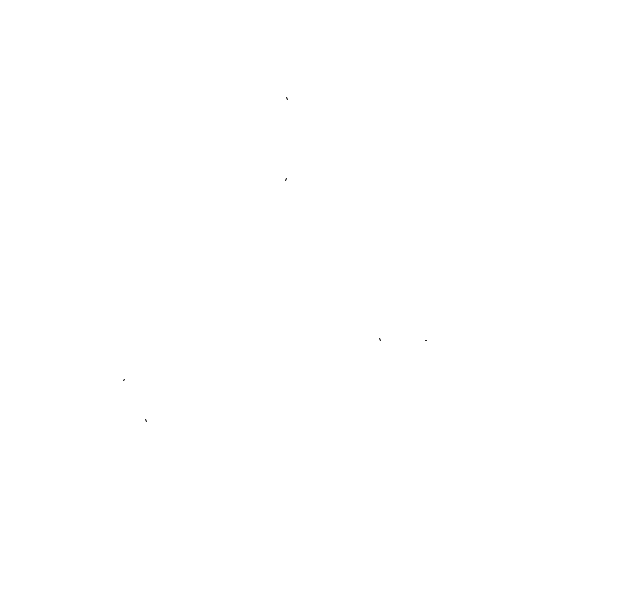
Frame 1 (no input)
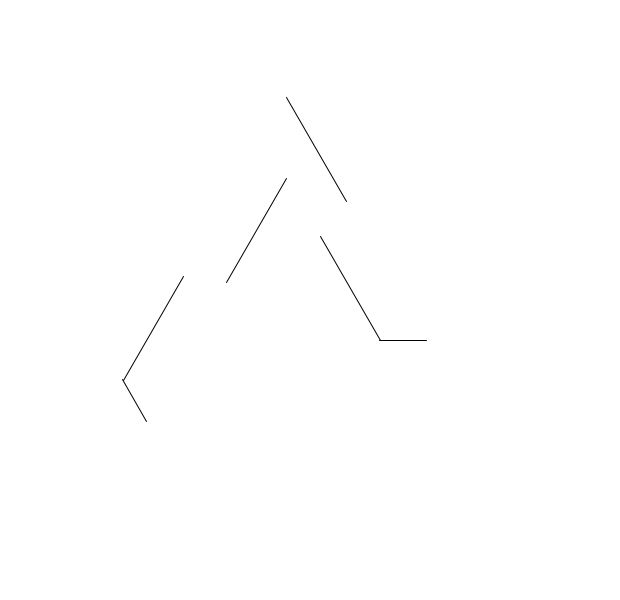
Frame 60 (the mouse pressed at the canvas centre just before this capture)
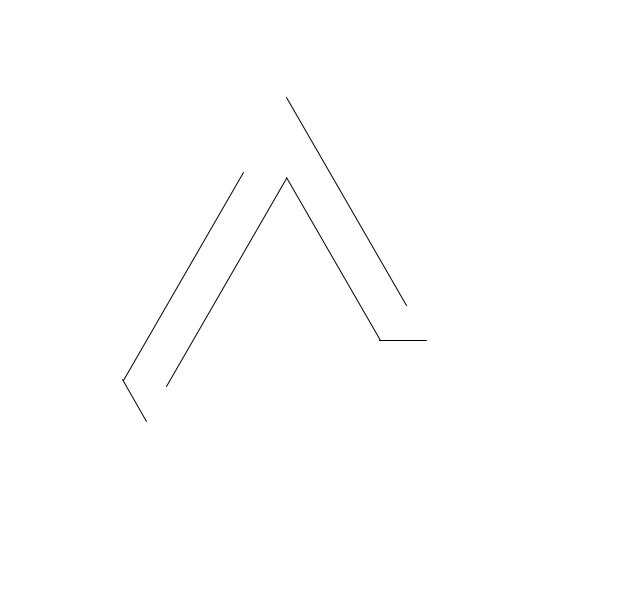
Frame 120 (the mouse held since frame 60 and released just before this capture)

The Processing sketch that drew these frames (run headless with seeded random() and noise(); from frame 60 on, the mouse is pressed at the canvas centre):

// Processing sketch: final_Perspective_complete
// ── final_Perspective_complete.pde
firstScene scene001;
thirdScene scene003;
fourthScene scene004;
fifthScene scene005;
sixthScene scene006;
seventhScene scene007;
eighthSceneA scene008A;
eighthSceneB scene008B;
ninthScene scene009;
//matrix Matrix;
matrixx Matrixx;

//position parameter
float x;
float y;
//size parameter
float a;
float me;
//points for 1-4th scenes
PVector aa,bb,cc,dd,ee,ff,a1,a2,a3,a4,a5,a6;

float fadeOut;


void setup(){
  size(620,600);
  scene001 = new firstScene();
  scene003 = new thirdScene();
  scene004 = new fourthScene();
  scene005 = new fifthScene();
  scene006 = new sixthScene();
  scene007 = new seventhScene();
  scene008A = new eighthSceneA();
  scene008B = new eighthSceneB();
  scene009 = new ninthScene();
  //Matrix = new matrix();
  Matrixx = new matrixx();
  //
  fadeOut = 255;
}

void draw(){
  smooth();
  background(255);
  switchSystem();
  //scene007.update();
  //scene007.movement();
  //scene008B.update();
  //scene008B.cutLine();
  //scene009.update();
  //scene003.update();
  //scene003.cutLine();
  println(millis());
}

void switchSystem(){
  //credit to the Github collaboration with Marco & Kate & Kim for the game system
  if (millis()<7000){
    scene001.update();
  }
  else if(millis()>7000 && millis()<8000){
    scene003.update();
    scene003.cutLine();
  }else if (millis()>8000 && millis()<9900){
    scene004.update();
  }else if (millis()<17000 && millis()>9900){
    scene005.update();
  }else if (millis()>17000 && millis()<26000){
    scene006.update();
  }else if (millis()>26000 && millis()<27300){
    Matrixx.update(fadeOut);
    if(fadeOut>0){ fadeOut-=5;}
    println(fadeOut);
    scene007.update();
  }else if (millis()>26500 && millis()<30000){
    scene007.update();
    scene007.movement();
  }else if(millis()>30000 && millis()<31000){
    scene008B.update();
    scene008B.cutLine();
  }else if(millis()>31000 && millis()<38000){
    scene009.update();
  }
  
  
  
}

// ── A_firstScene.pde
class firstScene{
//line movement
float angle1;
float angle2;
float Angle1;
float Angle2;
//scene shifts
boolean scene1;
//line movement
float vel1;
float vel2;
float vel3;
float vel4;
float vel5;


  firstScene(){
  //positions
  x = width/2-2*a/3;
  y = height/2;
  //size
  a = 70;
  me = a/sqrt(3);
  
  vel1 = 0;
  vel2 = 0;
  vel3 = 0;
  vel4 = 0;
  vel5 = 0;
  
  
  //penrose triangle
  aa = new PVector(-a*8/3, a/sqrt(3)+me);
  dd = new PVector(a*8/3, a/sqrt(3)+me);
  ff = new PVector(-a*7/3, 2*a/sqrt(3)+me);
  ee = new PVector(a*7/3, 2*a/sqrt(3)+me);
  bb = new PVector(-a/3, -2*a*sqrt(3)+me);
  cc = new PVector(a/3, -2*a*sqrt(3)+me);
  a1 = new PVector(-a/3, -(4*a/sqrt(3))+me);
  a2 = new PVector(0, -sqrt(3)*a+me);
  a3 = new PVector(5*a/3, 0+me);
  a4 = new PVector(a, 0+me);
  a5 = new PVector(-4*a/3, a/sqrt(3)+me);
  a6 = new PVector(-a,0+me);
  
  //line movement2
  angle1 = 0;
  angle2 = 0;
  }
  
  void update(){
    
    if(vel1<a*7/3){
    linemovement1();
  }else{
    linemovement2();
    movementControl2();
  }
 }

void basicShape(){
  //
  pushMatrix();
  translate(x,y);
  beginShape();
  vertex(aa.x, aa.y);
  vertex(bb.x, bb.y);
  vertex(a3.x, a3.y);
  vertex(a4.x, a4.y);
  vertex(a1.x, a1.y);
  vertex(ff.x, ff.y);
  vertex(aa.x, aa.y);
  endShape();
  popMatrix();
  
  //
  pushMatrix();
  translate(x,y);
  beginShape();
  vertex(cc.x, cc.y);
  vertex(dd.x, dd.y);
  vertex(a5.x, a5.y);
  vertex(a6.x, a6.y);
  vertex(a3.x, a3.y);
  vertex(bb.x, bb.y);
  vertex(cc.x, cc.y);
  endShape();
  popMatrix();
  
  //
  pushMatrix();
  translate(x,y);
  beginShape();
  vertex(ee.x, ee.y);
  vertex(ff.x, ff.y);
  vertex(a1.x, a1.y);
  vertex(a2.x, a2.y);
  vertex(a5.x, a5.y);
  vertex(dd.x, dd.y);
  vertex(ee.x, ee.y);
  endShape();
  popMatrix();
}

void movementControl2(){
  if(angle1<100){
  angle1++;
  }
  if(angle2<200){
  angle2++;
  }
  Angle1 = map(angle1, 0, 300, 0, TWO_PI);
  Angle2 = map(angle2, 0, 300, 0, TWO_PI);
  println(angle1,"|",angle2);
}

void linemovement1(){
  stroke(0);
  
  //line1(aa to bb) length: a*7/3
  if(vel1<a*7/3){ vel1++; }
  else{}
  pushMatrix();
  translate(x,y);
  translate(aa.x, aa.y);
  beginShape();
  line(0,0, vel1, -vel1*sqrt(3));
  endShape();
  popMatrix();
  
  //line2(bb to a3);line3(ff to a4) length: a*5/3
  if(vel2<a*2){ vel2++; }
  else{}
  pushMatrix();
  translate(x,y);
  translate(bb.x, bb.y);
  beginShape();
  line(0,0, vel2, vel2*sqrt(3));
  line((a1.x-bb.x),(a1.y-bb.y),(a1.x-bb.x)-vel2,(a1.y-bb.y)+vel2*sqrt(3));
  endShape();
  popMatrix();
  
  //line4(a4 to a1) length: a*4/3
  if(vel3<a*4/3){ vel3++; }
  else{}
  pushMatrix();
  translate(x,y);
  translate(a4.x, a4.y);
  beginShape();
  line(0,0, -vel3, -vel3*sqrt(3));
  endShape();
  popMatrix();
  
  //line5(a3 to a4) length: a*2/3;
  if(vel4<a*2/3){ vel4++; }
  else{}
  pushMatrix();
  translate(x,y);
  beginShape();
  line(a3.x,a3.y, a3.x-vel4,a3.y);
  endShape();
  popMatrix();
  
  //line6(ff to aa) length:
  if(vel5<a/3){ vel5++;}
  else{}
  pushMatrix();
  translate(x,y);
  beginShape();
  line(ff.x,ff.y, (ff.x-vel5),(ff.y-vel5*sqrt(3)));
  endShape();
  popMatrix();
}

void linemovement2(){
  //part1
  stroke(0);
  pushMatrix();
  translate(x,y);
  beginShape();
  vertex(aa.x, aa.y);
  vertex(bb.x, bb.y);
  vertex(a3.x, a3.y);
  vertex(a4.x, a4.y);
  vertex(a1.x, a1.y);
  vertex(ff.x, ff.y);
  vertex(aa.x, aa.y);
  endShape();
  popMatrix();
  
  //part2
  stroke(0);
  pushMatrix();
  translate(x,y);
  rotate(Angle1);
  beginShape();
  vertex(aa.x, aa.y);
  vertex(bb.x, bb.y);
  vertex(a3.x, a3.y);
  vertex(a4.x, a4.y);
  vertex(a1.x, a1.y);
  vertex(ff.x, ff.y);
  vertex(aa.x, aa.y);
  endShape();
  popMatrix();
  
  //part3
  stroke(0);
  pushMatrix();
  translate(x,y);
  rotate(Angle2);
  beginShape();
  vertex(aa.x, aa.y);
  vertex(bb.x, bb.y);
  vertex(a3.x, a3.y);
  vertex(a4.x, a4.y);
  vertex(a1.x, a1.y);
  vertex(ff.x, ff.y);
  vertex(aa.x, aa.y);
  endShape();
  popMatrix();
}


}

// ── C_thirdScene.pde


class thirdScene{
  float var1 = 0;
  PVector var2 = new PVector(0,0);
  thirdScene(){
  //positions
  x = width/2-2*a/3;
  y = height/2;
  //size
  a = 70;
  me = a/sqrt(3);
  
  //penrose triangle
  aa = new PVector(-a*8/3, a/sqrt(3)+me);
  dd = new PVector(a*8/3, a/sqrt(3)+me);
  ff = new PVector(-a*7/3, 2*a/sqrt(3)+me);
  ee = new PVector(a*7/3, 2*a/sqrt(3)+me);
  bb = new PVector(-a/3, -2*a*sqrt(3)+me);
  cc = new PVector(a/3, -2*a*sqrt(3)+me);
  a1 = new PVector(-a/3, -(4*a/sqrt(3))+me);
  a2 = new PVector(0, -sqrt(3)*a+me);
  a3 = new PVector(5*a/3, 0+me);
  a4 = new PVector(a, 0+me);
  a5 = new PVector(-4*a/3, a/sqrt(3)+me);
  a6 = new PVector(-a,0+me);
  }
  void update(){
    
  //basic shape
  fill(255);
  basicShape1();
  basicShape2();
  basicShape3();
  }
  
  void cutLine(){
    if (var1 <= a*2/3){
      var1 +=0.03*a*2/3;
    }
    if (var2.x < a/3){
      var2.x+=0.03*a/3;
    }
    if (var2.y < a/sqrt(3)){
      var2.y+=0.03*a/sqrt(3);
    }
  //on part 2
  pushMatrix();
  translate(x,y);
  beginShape();
  line(bb.x + a/3, bb.y + a*sqrt(3)/3,bb.x + a/3 + var1, bb.y +a*sqrt(3)/3);
  line(bb.x + 2*a/3, bb.y + 2*a*sqrt(3)/3,bb.x + 2*a/3 + var1, bb.y +2*a*sqrt(3)/3);
  line(bb.x + 3*a/3, bb.y + 3*a*sqrt(3)/3,bb.x + 3*a/3 + var1, bb.y +3*a*sqrt(3)/3);
  line(bb.x + 4*a/3, bb.y + 4*a*sqrt(3)/3,bb.x + 4*a/3 + var1, bb.y +4*a*sqrt(3)/3);
  line(bb.x + 5*a/3, bb.y + 5*a*sqrt(3)/3,bb.x + 5*a/3 + var1, bb.y +5*a*sqrt(3)/3);
  line(bb.x + 6*a/3, bb.y + 6*a*sqrt(3)/3,bb.x + 6*a/3 + var1, bb.y +6*a*sqrt(3)/3);
  endShape();
  popMatrix();
  
  pushMatrix();
  translate(x,y);
  beginShape();
  line(a3.x, a3.y,a3.x+var2.x,a3.y+var2.y);
  line(a3.x-2*a/3, a3.y,a3.x+var2.x-2*a/3,a3.y+var2.y);
  line(a3.x-4*a/3, a3.y,a3.x+var2.x-4*a/3,a3.y+var2.y);
  line(a3.x-6*a/3, a3.y,a3.x+var2.x-6*a/3,a3.y+var2.y);
  line(a3.x-8*a/3, a3.y,a3.x+var2.x-8*a/3,a3.y+var2.y);
  endShape();
  popMatrix();
  
  //on part 3
  pushMatrix();
  translate(x,y);
  beginShape();
  line(dd.x-2*a/3, dd.y, dd.x-2*a/3-var2.x, dd.y+var2.y);
  line(dd.x-4*a/3, dd.y, dd.x-4*a/3-var2.x, dd.y+var2.y);
  line(dd.x-6*a/3, dd.y, dd.x-6*a/3-var2.x, dd.y+var2.y);
  line(dd.x-8*a/3, dd.y, dd.x-8*a/3-var2.x, dd.y+var2.y);
  line(dd.x-10*a/3, dd.y, dd.x-10*a/3-var2.x, dd.y+var2.y);
  line(dd.x-12*a/3, dd.y, dd.x-12*a/3-var2.x, dd.y+var2.y);
  endShape();
  popMatrix();
  
  pushMatrix();
  translate(x,y);
  beginShape();
  line(a2.x, a2.y, a2.x - var1, a2.y);
  line(a2.x-a/3, a2.y+a/sqrt(3), a2.x - var1-a/3, a2.y+a/sqrt(3));
  line(a2.x-2*a/3, a2.y+2*a/sqrt(3), a2.x - var1-2*a/3, a2.y+2*a/sqrt(3));
  line(a2.x-3*a/3, a2.y+3*a/sqrt(3), a2.x - var1-3*a/3, a2.y+3*a/sqrt(3));
  line(a2.x-4*a/3, a2.y+4*a/sqrt(3), a2.x - var1-4*a/3, a2.y+4*a/sqrt(3));
  line(a2.x-5*a/3, a2.y+5*a/sqrt(3), a2.x - var1-5*a/3, a2.y+5*a/sqrt(3));
  endShape();
  popMatrix();
  
  //on part 1
  pushMatrix();
  translate(x,y);
  beginShape();
  line(a1.x, a1.y, a1.x-var2.x, a1.y-var2.y);
  line(a1.x-a/3, a1.y+a/sqrt(3), a1.x-var2.x-a/3, a1.y-var2.y+a/sqrt(3));
  line(a1.x-2*a/3, a1.y+2*a/sqrt(3), a1.x-var2.x-2*a/3, a1.y-var2.y+2*a/sqrt(3));
  line(a1.x-3*a/3, a1.y+3*a/sqrt(3), a1.x-var2.x-3*a/3, a1.y-var2.y+3*a/sqrt(3));
  line(a1.x-4*a/3, a1.y+4*a/sqrt(3), a1.x-var2.x-4*a/3, a1.y-var2.y+4*a/sqrt(3));
  line(a1.x-5*a/3, a1.y+5*a/sqrt(3), a1.x-var2.x-5*a/3, a1.y-var2.y+5*a/sqrt(3));
  endShape();
  popMatrix();
  
  pushMatrix();
  translate(x,y);
  beginShape();
  line(a1.x, a1.y, a1.x+var2.x, a1.y-var2.y);
  line(a1.x+a/3, a1.y+a/sqrt(3), a1.x+var2.x+a/3, a1.y-var2.y+a/sqrt(3));
  line(a1.x+2*a/3, a1.y+2*a/sqrt(3), a1.x+var2.x+2*a/3, a1.y-var2.y+2*a/sqrt(3));
  line(a1.x+3*a/3, a1.y+3*a/sqrt(3), a1.x+var2.x+3*a/3, a1.y-var2.y+3*a/sqrt(3));
  line(a1.x+4*a/3, a1.y+4*a/sqrt(3), a1.x+var2.x+4*a/3, a1.y-var2.y+4*a/sqrt(3));
  endShape();
  popMatrix();
  }
  
}
//blue one
void basicShape1(){
  noFill();
  stroke(0);
  //part1
  //fill(#0017FF);
  pushMatrix();
  translate(x,y);
  beginShape();
  vertex(aa.x, aa.y);
  vertex(bb.x, bb.y);
  vertex(a3.x, a3.y);
  vertex(a4.x, a4.y);
  vertex(a1.x, a1.y);
  vertex(ff.x, ff.y);
  vertex(aa.x, aa.y);
  endShape();
  popMatrix();
}

//red one
void basicShape2(){
  //part2
  //fill(#FF0000);
  noFill();
  pushMatrix();
  translate(x,y);
  beginShape();
  vertex(cc.x, cc.y);
  vertex(dd.x, dd.y);
  vertex(a5.x, a5.y);
  vertex(a6.x, a6.y);
  vertex(a3.x, a3.y);
  vertex(bb.x, bb.y);
  vertex(cc.x, cc.y);
  endShape();
  popMatrix();
}

//yellow one
void basicShape3(){
  //part3
  //fill(#FFF700);
  noFill();
  pushMatrix();
  translate(x,y);
  beginShape();
  vertex(ee.x, ee.y);
  vertex(ff.x, ff.y);
  vertex(a1.x, a1.y);
  vertex(a2.x, a2.y);
  vertex(a5.x, a5.y);
  vertex(dd.x, dd.y);
  vertex(ee.x, ee.y);
  endShape();
  popMatrix();
}

// ── D_fourthScene.pde
class fourthScene{
  
//slide1
PVector aaa1;
PVector aaa2;
PVector aaa3;
PVector aaa4;
PVector aaa5;
PVector aaa6;

//slide2
PVector aaa01;
PVector aaa02;
PVector aaa03;
PVector aaa04;
PVector aaa05;
PVector aaa06;

//slide3
PVector aaa001;
PVector aaa002;
PVector aaa003;
PVector aaa004;
PVector aaa005;
PVector aaa006;

//MOVEMENT
float speed;
float b;
PVector top;
PVector leftBottom;
PVector sideLength;
PVector rightBottom;
float bottomLength;




  fourthScene(){
  //positions
  x = width/2-2*a/3;
  y = height/2;
  //size
  a = 70;
  me = a/sqrt(3);
  
  //1st slide of boxes
  aaa1 = new PVector(-a*8/3, a/sqrt(3)+me);
  aaa2 = new PVector(-a*8/3+a/3, a/sqrt(3)+me-a/sqrt(3));
  aaa3 = new PVector(-a*8/3+2*a/3, a/sqrt(3)+me-2*a/sqrt(3));
  aaa4 = new PVector(-a*8/3+3*a/3, a/sqrt(3)+me-3*a/sqrt(3));
  aaa5 = new PVector(-a*8/3+4*a/3, a/sqrt(3)+me-4*a/sqrt(3));
  aaa6 = new PVector(-a*8/3+5*a/3, a/sqrt(3)+me-5*a/sqrt(3));
  
  //2nd slide of boxes
  aaa01 = new PVector(-a/3-a/3, -2*a*sqrt(3)+me+a/sqrt(3));
  aaa02 = new PVector(-a/3, -2*a*sqrt(3)+me+2*a/sqrt(3));
  aaa03 = new PVector(-a/3+1*a/3, -2*a*sqrt(3)+me+3*a/sqrt(3));
  aaa04 = new PVector(-a/3+2*a/3, -2*a*sqrt(3)+me+4*a/sqrt(3));
  aaa05 = new PVector(-a/3+3*a/3, -2*a*sqrt(3)+me+5*a/sqrt(3));
  aaa06 = new PVector(-a/3+4*a/3, -2*a*sqrt(3)+me+6*a/sqrt(3));
  
  //3rd slide of boxes
  aaa001 = new PVector(5*a/3-a/3, 0+me+a/sqrt(3));
  aaa002 = new PVector(5*a/3-a/3-2*a/3, 0+me+a/sqrt(3));
  aaa003 = new PVector(5*a/3-a/3-4*a/3, 0+me+a/sqrt(3));
  aaa004 = new PVector(5*a/3-a/3-6*a/3, 0+me+a/sqrt(3));
  aaa005 = new PVector(5*a/3-a/3-8*a/3, 0+me+a/sqrt(3));
  aaa006 = new PVector(5*a/3-a/3-10*a/3, 0+me+a/sqrt(3));
  
  //penrose triangle
  aa = new PVector(-a*8/3, a/sqrt(3)+me);
  dd = new PVector(a*8/3, a/sqrt(3)+me);
  ff = new PVector(-a*7/3, 2*a/sqrt(3)+me);
  ee = new PVector(a*7/3, 2*a/sqrt(3)+me);
  bb = new PVector(-a/3, -2*a*sqrt(3)+me);
  cc = new PVector(a/3, -2*a*sqrt(3)+me);
  a1 = new PVector(-a/3, -(4*a/sqrt(3))+me);
  a2 = new PVector(0, -sqrt(3)*a+me);
  a3 = new PVector(5*a/3, 0+me);
  a4 = new PVector(a, 0+me);
  a5 = new PVector(-4*a/3, a/sqrt(3)+me);
  a6 = new PVector(-a,0+me);
  
  //velocity of the movement
  speed = 1;
  //secondary position
  //distance travelled
  b = a*2/3;
  //position parameters
  leftBottom = new PVector((-a*8/3)-b*sqrt(3), a/sqrt(3)+me+b);
  sideLength = new PVector(b*sqrt(3)+2*a, 3*b+6*a/sqrt(3));
  top = new PVector(leftBottom.x + sideLength.x, leftBottom.y - sideLength.y);
  rightBottom = new PVector(top.x+sideLength.x, top.y+sideLength.y );
  bottomLength = rightBottom.x-leftBottom.x;
  
  
  }
  
  void update(){
    pushMatrix();
    translate(x,y);
    fill(255);
    stroke(0);
    problemCube();
    CubeSlide1();
    CubeSlide2();
    CubeSlide3();
    movementLogic1();
    movementLogic2();
    movementLogic3();
    popMatrix();
  }
  
  //movement
  void movementLogic1(){
    /////////cube1
    if(aaa1.x>leftBottom.x){
    aaa1.x -= speed;
    }
    if(aaa1.y<leftBottom.y){
    aaa1.y += speed;
    }
    /////////cube2
    if(aaa2.x>leftBottom.x+sideLength.x/6){
    aaa2.x -= speed;
    }
    if(aaa2.y<leftBottom.y-sideLength.y/6){
    aaa2.y += speed;
    }
    /////////cube3
    if(aaa3.x>leftBottom.x+sideLength.x*2/6){
    aaa3.x -= speed;
    }
    if(aaa3.y<leftBottom.y-sideLength.y*2/6){
    aaa3.y += speed;
    }
    /////////cube4    
    if(aaa4.x>leftBottom.x+sideLength.x*3/6){
    aaa4.x -= speed;
    }
    if(aaa4.y>leftBottom.y-sideLength.y*3/6){
    aaa4.y -= speed;
    }
    /////////cube5
    if(aaa5.x>leftBottom.x+sideLength.x*4/6){
    aaa5.x -= speed;
    }
    if(aaa5.y>leftBottom.y-sideLength.y*4/6){
    aaa5.y -= speed;
    }
    /////////cube6
    if(aaa6.x>leftBottom.x+sideLength.x*5/6){
    aaa6.x -= speed;
    }
    if(aaa6.y>leftBottom.y-sideLength.y*5/6){
    aaa6.y -= speed;
    }
  }
  
  void movementLogic2(){
    /////////cube1
    if(aaa01.x>top.x){
    aaa01.x -= speed;
    }
    if(aaa01.y>top.y){
    aaa01.y -= speed;
    }
    /////////cube2
    if(aaa02.x<top.x+sideLength.x*1/6){
    aaa02.x += speed;
    }
    if(aaa02.y>top.y+sideLength.y*1/6){
    aaa02.y -= speed;
    }
    /////////cube3
    if(aaa03.x<top.x+sideLength.x*2/6){
    aaa03.x += speed;
    }
    if(aaa03.y>top.y+sideLength.y*2/6){
    aaa03.y -= speed;
    }
    /////////cube4
    if(aaa04.x<top.x+sideLength.x*3/6){
    aaa04.x += speed;
    }
    if(aaa04.y>top.y+sideLength.y*3/6){
    aaa04.y -= speed;
    }
    /////////cube2
    if(aaa05.x<top.x+sideLength.x*4/6){
    aaa05.x += speed;
    }
    if(aaa05.y>top.y+sideLength.y*4/6){
    aaa05.y -= speed;
    }
    /////////cube2
    if(aaa06.x<top.x+sideLength.x*5/6){
    aaa06.x += speed;
    }
    if(aaa06.y<top.y+sideLength.y*5/6){
    aaa06.y += speed;
    }
  }
  
  void movementLogic3(){
    /////////cube1
    if(aaa001.x<rightBottom.x){
    aaa001.x += speed*sqrt(3);
    }
    if(aaa001.y<rightBottom.y){
    aaa001.y += speed;
    }
    /////////cube2
    if(aaa002.x<rightBottom.x-bottomLength*1/6){
    aaa002.x += speed;
    }
    if(aaa002.y<rightBottom.y){
    aaa002.y += speed;
    }
    /////////cube3
    if(aaa003.x<rightBottom.x-bottomLength*2/6){
    aaa003.x += speed;
    }
    if(aaa003.y<rightBottom.y){
    aaa003.y += speed;
    }
    /////////cube4
    if(aaa004.x<rightBottom.x-bottomLength*3/6){
    aaa004.x += speed;
    }
    if(aaa004.y<rightBottom.y){
    aaa004.y += speed;
    }
    /////////cube5
    if(aaa005.x>rightBottom.x-bottomLength*4/6){
    aaa005.x -= speed;
    }
    if(aaa005.y<rightBottom.y){
    aaa005.y += speed;
    }
    /////////cube6
    if(aaa006.x>rightBottom.x-bottomLength*5/6){
    aaa006.x -= speed;
    }
    if(aaa006.y<rightBottom.y){
    aaa006.y += speed;
    }
  }

  ////////////////////////the problem cube (at left bottom)
  void problemCube(){
  ////////////cube6 (from side 3)
  pushMatrix();
  translate(aaa006.x, aaa006.y);
  
  //side1
  beginShape();
  vertex(0,0);
  vertex(a/3, a/sqrt(3));
  vertex(2*a/3,0);
  vertex(a/3,-a/sqrt(3));
  vertex(0,0);
  endShape(CLOSE);
  
  //side2
  beginShape();
  vertex(a/3, a/sqrt(3));
  vertex(a/3+2*a/3, a/sqrt(3));
  vertex(a/3+3*a/3, 0);
  vertex(2*a/3,0);
  endShape(CLOSE);
  
  //side3
  beginShape();
  vertex(2*a/3, 0);
  vertex(4*a/3,0);
  vertex(3*a/3, -a/sqrt(3));
  vertex(a/3, -a/sqrt(3));
  endShape(CLOSE);

  popMatrix();
  }
  
  
  
  ////////////////////////////////first slide
  void CubeSlide1(){  
  
  pushMatrix();
  translate(aaa1.x, aaa1.y);
  
  ///////////cube1
  //side1
  beginShape();
  vertex(0,0);
  vertex(a/3, a/sqrt(3));
  vertex(2*a/3,0);
  vertex(a/3,-a/sqrt(3));
  vertex(0,0);
  endShape(CLOSE);
  
  //side2
  beginShape();
  vertex(a/3, a/sqrt(3));
  vertex(a/3+2*a/3, a/sqrt(3));
  vertex(a/3+3*a/3, 0);
  vertex(2*a/3,0);
  endShape(CLOSE);
  
  //side3
  beginShape();
  vertex(2*a/3, 0);
  vertex(4*a/3,0);
  vertex(3*a/3, -a/sqrt(3));
  vertex(a/3, -a/sqrt(3));
  endShape(CLOSE);
  
  popMatrix();
  
  ////////////cube2
  pushMatrix();
  translate(aaa2.x, aaa2.y);
  
  //side1
  beginShape();
  vertex(0,0);
  vertex(a/3, a/sqrt(3));
  vertex(2*a/3,0);
  vertex(a/3,-a/sqrt(3));
  vertex(0,0);
  endShape(CLOSE);
  
  //side2
  beginShape();
  vertex(a/3, a/sqrt(3));
  vertex(a/3+2*a/3, a/sqrt(3));
  vertex(a/3+3*a/3, 0);
  vertex(2*a/3,0);
  endShape(CLOSE);
  
  //side3
  beginShape();
  vertex(2*a/3, 0);
  vertex(4*a/3,0);
  vertex(3*a/3, -a/sqrt(3));
  vertex(a/3, -a/sqrt(3));
  endShape(CLOSE);

  popMatrix();
  
  ////////////cube3
  pushMatrix();
  translate(aaa3.x, aaa3.y);
  
  //side1
  beginShape();
  vertex(0,0);
  vertex(a/3, a/sqrt(3));
  vertex(2*a/3,0);
  vertex(a/3,-a/sqrt(3));
  vertex(0,0);
  endShape(CLOSE);
  
  //side2
  beginShape();
  vertex(a/3, a/sqrt(3));
  vertex(a/3+2*a/3, a/sqrt(3));
  vertex(a/3+3*a/3, 0);
  vertex(2*a/3,0);
  endShape(CLOSE);
  
  //side3
  beginShape();
  vertex(2*a/3, 0);
  vertex(4*a/3,0);
  vertex(3*a/3, -a/sqrt(3));
  vertex(a/3, -a/sqrt(3));
  endShape(CLOSE);

  popMatrix();
  
  ////////////cube4
  pushMatrix();
  translate(aaa4.x, aaa4.y);
  
  //side1
  beginShape();
  vertex(0,0);
  vertex(a/3, a/sqrt(3));
  vertex(2*a/3,0);
  vertex(a/3,-a/sqrt(3));
  vertex(0,0);
  endShape(CLOSE);
  
  //side2
  beginShape();
  vertex(a/3, a/sqrt(3));
  vertex(a/3+2*a/3, a/sqrt(3));
  vertex(a/3+3*a/3, 0);
  vertex(2*a/3,0);
  endShape(CLOSE);
  
  //side3
  beginShape();
  vertex(2*a/3, 0);
  vertex(4*a/3,0);
  vertex(3*a/3, -a/sqrt(3));
  vertex(a/3, -a/sqrt(3));
  endShape(CLOSE);

  popMatrix();
  
  ////////////cube5
  pushMatrix();
  translate(aaa5.x, aaa5.y);
  
  //side1
  beginShape();
  vertex(0,0);
  vertex(a/3, a/sqrt(3));
  vertex(2*a/3,0);
  vertex(a/3,-a/sqrt(3));
  vertex(0,0);
  endShape(CLOSE);
  
  //side2
  beginShape();
  vertex(a/3, a/sqrt(3));
  vertex(a/3+2*a/3, a/sqrt(3));
  vertex(a/3+3*a/3, 0);
  vertex(2*a/3,0);
  endShape(CLOSE);
  
  //side3
  beginShape();
  vertex(2*a/3, 0);
  vertex(4*a/3,0);
  vertex(3*a/3, -a/sqrt(3));
  vertex(a/3, -a/sqrt(3));
  endShape(CLOSE);

  popMatrix();
  
  ////////////cube6
  pushMatrix();
  translate(aaa6.x, aaa6.y);
  
  //side1
  beginShape();
  vertex(0,0);
  vertex(a/3, a/sqrt(3));
  vertex(2*a/3,0);
  vertex(a/3,-a/sqrt(3));
  vertex(0,0);
  endShape(CLOSE);
  
  //side2
  beginShape();
  vertex(a/3, a/sqrt(3));
  vertex(a/3+2*a/3, a/sqrt(3));
  vertex(a/3+3*a/3, 0);
  vertex(2*a/3,0);
  endShape(CLOSE);
  
  //side3
  beginShape();
  vertex(2*a/3, 0);
  vertex(4*a/3,0);
  vertex(3*a/3, -a/sqrt(3));
  vertex(a/3, -a/sqrt(3));
  endShape(CLOSE);

  popMatrix();
  
  }
  
  ////////////////////////////////second slide
  void CubeSlide2(){  
  
  pushMatrix();
  translate(aaa01.x, aaa01.y);
  
  ///////////cube1
  //side1
  beginShape();
  vertex(0,0);
  vertex(a/3, a/sqrt(3));
  vertex(2*a/3,0);
  vertex(a/3,-a/sqrt(3));
  vertex(0,0);
  endShape(CLOSE);
  
  //side2
  beginShape();
  vertex(a/3, a/sqrt(3));
  vertex(a/3+2*a/3, a/sqrt(3));
  vertex(a/3+3*a/3, 0);
  vertex(2*a/3,0);
  endShape(CLOSE);
  
  //side3
  beginShape();
  vertex(2*a/3, 0);
  vertex(4*a/3,0);
  vertex(3*a/3, -a/sqrt(3));
  vertex(a/3, -a/sqrt(3));
  endShape(CLOSE);
  
  popMatrix();
  
  ////////////cube2
  pushMatrix();
  translate(aaa02.x, aaa02.y);
  
  //side1
  beginShape();
  vertex(0,0);
  vertex(a/3, a/sqrt(3));
  vertex(2*a/3,0);
  vertex(a/3,-a/sqrt(3));
  vertex(0,0);
  endShape(CLOSE);
  
  //side2
  beginShape();
  vertex(a/3, a/sqrt(3));
  vertex(a/3+2*a/3, a/sqrt(3));
  vertex(a/3+3*a/3, 0);
  vertex(2*a/3,0);
  endShape(CLOSE);
  
  //side3
  beginShape();
  vertex(2*a/3, 0);
  vertex(4*a/3,0);
  vertex(3*a/3, -a/sqrt(3));
  vertex(a/3, -a/sqrt(3));
  endShape(CLOSE);

  popMatrix();
  
  ////////////cube3
  pushMatrix();
  translate(aaa03.x, aaa03.y);
  
  //side1
  beginShape();
  vertex(0,0);
  vertex(a/3, a/sqrt(3));
  vertex(2*a/3,0);
  vertex(a/3,-a/sqrt(3));
  vertex(0,0);
  endShape(CLOSE);
  
  //side2
  beginShape();
  vertex(a/3, a/sqrt(3));
  vertex(a/3+2*a/3, a/sqrt(3));
  vertex(a/3+3*a/3, 0);
  vertex(2*a/3,0);
  endShape(CLOSE);
  
  //side3
  beginShape();
  vertex(2*a/3, 0);
  vertex(4*a/3,0);
  vertex(3*a/3, -a/sqrt(3));
  vertex(a/3, -a/sqrt(3));
  endShape(CLOSE);

  popMatrix();
  
  ////////////cube4
  pushMatrix();
  translate(aaa04.x, aaa04.y);
  
  //side1
  beginShape();
  vertex(0,0);
  vertex(a/3, a/sqrt(3));
  vertex(2*a/3,0);
  vertex(a/3,-a/sqrt(3));
  vertex(0,0);
  endShape(CLOSE);
  
  //side2
  beginShape();
  vertex(a/3, a/sqrt(3));
  vertex(a/3+2*a/3, a/sqrt(3));
  vertex(a/3+3*a/3, 0);
  vertex(2*a/3,0);
  endShape(CLOSE);
  
  //side3
  beginShape();
  vertex(2*a/3, 0);
  vertex(4*a/3,0);
  vertex(3*a/3, -a/sqrt(3));
  vertex(a/3, -a/sqrt(3));
  endShape(CLOSE);

  popMatrix();
  
  ////////////cube5
  pushMatrix();
  translate(aaa05.x, aaa05.y);
  
  //side1
  beginShape();
  vertex(0,0);
  vertex(a/3, a/sqrt(3));
  vertex(2*a/3,0);
  vertex(a/3,-a/sqrt(3));
  vertex(0,0);
  endShape(CLOSE);
  
  //side2
  beginShape();
  vertex(a/3, a/sqrt(3));
  vertex(a/3+2*a/3, a/sqrt(3));
  vertex(a/3+3*a/3, 0);
  vertex(2*a/3,0);
  endShape(CLOSE);
  
  //side3
  beginShape();
  vertex(2*a/3, 0);
  vertex(4*a/3,0);
  vertex(3*a/3, -a/sqrt(3));
  vertex(a/3, -a/sqrt(3));
  endShape(CLOSE);

  popMatrix();
  
  ////////////cube6
  pushMatrix();
  translate(aaa06.x, aaa06.y);
  
  //side1
  beginShape();
  vertex(0,0);
  vertex(a/3, a/sqrt(3));
  vertex(2*a/3,0);
  vertex(a/3,-a/sqrt(3));
  vertex(0,0);
  endShape(CLOSE);
  
  //side2
  beginShape();
  vertex(a/3, a/sqrt(3));
  vertex(a/3+2*a/3, a/sqrt(3));
  vertex(a/3+3*a/3, 0);
  vertex(2*a/3,0);
  endShape(CLOSE);
  
  //side3
  beginShape();
  vertex(2*a/3, 0);
  vertex(4*a/3,0);
  vertex(3*a/3, -a/sqrt(3));
  vertex(a/3, -a/sqrt(3));
  endShape(CLOSE);

  popMatrix();
  
  }
  
  ////////////////////////////////third slide
  void CubeSlide3(){  
  
  pushMatrix();
  translate(aaa001.x, aaa001.y);
  
  ///////////cube1
  //side1
  beginShape();
  vertex(0,0);
  vertex(a/3, a/sqrt(3));
  vertex(2*a/3,0);
  vertex(a/3,-a/sqrt(3));
  vertex(0,0);
  endShape(CLOSE);
  
  //side2
  beginShape();
  vertex(a/3, a/sqrt(3));
  vertex(a/3+2*a/3, a/sqrt(3));
  vertex(a/3+3*a/3, 0);
  vertex(2*a/3,0);
  endShape(CLOSE);
  
  //side3
  beginShape();
  vertex(2*a/3, 0);
  vertex(4*a/3,0);
  vertex(3*a/3, -a/sqrt(3));
  vertex(a/3, -a/sqrt(3));
  endShape(CLOSE);
  
  popMatrix();
  
  ////////////cube2
  pushMatrix();
  translate(aaa002.x, aaa002.y);
  
  //side1
  beginShape();
  vertex(0,0);
  vertex(a/3, a/sqrt(3));
  vertex(2*a/3,0);
  vertex(a/3,-a/sqrt(3));
  vertex(0,0);
  endShape(CLOSE);
  
  //side2
  beginShape();
  vertex(a/3, a/sqrt(3));
  vertex(a/3+2*a/3, a/sqrt(3));
  vertex(a/3+3*a/3, 0);
  vertex(2*a/3,0);
  endShape(CLOSE);
  
  //side3
  beginShape();
  vertex(2*a/3, 0);
  vertex(4*a/3,0);
  vertex(3*a/3, -a/sqrt(3));
  vertex(a/3, -a/sqrt(3));
  endShape(CLOSE);

  popMatrix();
  
  ////////////cube3
  pushMatrix();
  translate(aaa003.x, aaa003.y);
  
  //side1
  beginShape();
  vertex(0,0);
  vertex(a/3, a/sqrt(3));
  vertex(2*a/3,0);
  vertex(a/3,-a/sqrt(3));
  vertex(0,0);
  endShape(CLOSE);
  
  //side2
  beginShape();
  vertex(a/3, a/sqrt(3));
  vertex(a/3+2*a/3, a/sqrt(3));
  vertex(a/3+3*a/3, 0);
  vertex(2*a/3,0);
  endShape(CLOSE);
  
  //side3
  beginShape();
  vertex(2*a/3, 0);
  vertex(4*a/3,0);
  vertex(3*a/3, -a/sqrt(3));
  vertex(a/3, -a/sqrt(3));
  endShape(CLOSE);

  popMatrix();
  
  ////////////cube4
  pushMatrix();
  translate(aaa004.x, aaa004.y);
  
  //side1
  beginShape();
  vertex(0,0);
  vertex(a/3, a/sqrt(3));
  vertex(2*a/3,0);
  vertex(a/3,-a/sqrt(3));
  vertex(0,0);
  endShape(CLOSE);
  
  //side2
  beginShape();
  vertex(a/3, a/sqrt(3));
  vertex(a/3+2*a/3, a/sqrt(3));
  vertex(a/3+3*a/3, 0);
  vertex(2*a/3,0);
  endShape(CLOSE);
  
  //side3
  beginShape();
  vertex(2*a/3, 0);
  vertex(4*a/3,0);
  vertex(3*a/3, -a/sqrt(3));
  vertex(a/3, -a/sqrt(3));
  endShape(CLOSE);

  popMatrix();
  
  ////////////cube5
  pushMatrix();
  translate(aaa005.x, aaa005.y);
  
  //side1
  beginShape();
  vertex(0,0);
  vertex(a/3, a/sqrt(3));
  vertex(2*a/3,0);
  vertex(a/3,-a/sqrt(3));
  vertex(0,0);
  endShape(CLOSE);
  
  //side2
  beginShape();
  vertex(a/3, a/sqrt(3));
  vertex(a/3+2*a/3, a/sqrt(3));
  vertex(a/3+3*a/3, 0);
  vertex(2*a/3,0);
  endShape(CLOSE);
  
  //side3
  beginShape();
  vertex(2*a/3, 0);
  vertex(4*a/3,0);
  vertex(3*a/3, -a/sqrt(3));
  vertex(a/3, -a/sqrt(3));
  endShape(CLOSE);

  popMatrix();
  
  ////////////cube6*----------->the Most Important!!!
  pushMatrix();
  translate(aaa006.x, aaa006.y);
  
  //side2
  beginShape();
  vertex(2*a/3, 0);
  vertex(4*a/3, 0);
  vertex(3*a/3,-a/sqrt(3));
  endShape();
  
  //side3
  beginShape();
  vertex(2*a/3, 0);
  vertex(4*a/3,0);
  vertex(3*a/3, a/sqrt(3));
  vertex(1*a/3, a/sqrt(3));
  endShape(CLOSE);

  popMatrix();
  
  }
}

// ── E_fifthScene.pde
class fifthScene{
//slide1
PVector aaa1;
PVector aaa2;
PVector aaa3;
PVector aaa4;
PVector aaa5;
PVector aaa6;

//slide2
PVector aaa01;
PVector aaa02;
PVector aaa03;
PVector aaa04;
PVector aaa05;
PVector aaa06;

//slide3
PVector aaa001;
PVector aaa002;
PVector aaa003;
PVector aaa004;
PVector aaa005;
PVector aaa006;

//POSITION
float b;
PVector Left;
PVector Right;
PVector Top;
float speeed;
float specialSpeed; //speed for those who move insanely slow
//increment for two sides

float exPansion;
float newA;
//for the last cube to be a little bit larger
//in the last few seconds
PVector increment1;
//increment for bottom
float increment2;

//adjustment
float save;

  fifthScene(){
  //positions
  x = width/2-2*a/3;
  y = height/2;
  //size
  a = 70;
  me = a/sqrt(3);
  
  //moving
  speeed = 0.18;
  // speeed need to be small so the cube would be moved to the exact (0,0)spot
  //there will be a gap between each final position of the cube if the speed number is larger than 1.
  specialSpeed = 0.8;
  
  exPansion = 0.12;
  newA = 70;
  
  //secondary position
  b = a*2/3;
  Left = new PVector((-a*8/3)-b*sqrt(3), a/sqrt(3)+me+b);
  Right = new PVector(4*a/3+b*sqrt(3), a/sqrt(3)+me+b);
  Top = new PVector(-2*a/3, -5*a/sqrt(3)-2*b+me);
  increment1 = new PVector(2*a+sqrt(3)*b, 2*sqrt(3)*a+3*b);
  increment2 = 4*a+2*sqrt(3)*b;
  
  //side1
  aaa1 = new PVector(Left.x, Left.y);
  aaa2 = new PVector(Left.x+increment1.x*1/6, Left.y-increment1.y*1/6);
  aaa3 = new PVector(Left.x+increment1.x*2/6, Left.y-increment1.y*2/6);
  aaa4 = new PVector(Left.x+increment1.x*3/6, Left.y-increment1.y*3/6);
  aaa5 = new PVector(Left.x+increment1.x*4/6, Left.y-increment1.y*4/6);
  aaa6 = new PVector(Left.x+increment1.x*5/6, Left.y-increment1.y*5/6);
  
  //side2
  aaa01 = new PVector(Top.x, Top.y);
  aaa02 = new PVector(Top.x+increment1.x*1/6, Top.y+increment1.y*1/6);
  aaa03 = new PVector(Top.x+increment1.x*2/6, Top.y+increment1.y*2/6);
  aaa04 = new PVector(Top.x+increment1.x*3/6, Top.y+increment1.y*3/6);
  aaa05 = new PVector(Top.x+increment1.x*4/6, Top.y+increment1.y*4/6);
  aaa06 = new PVector(Top.x+increment1.x*5/6, Top.y+increment1.y*5/6);
  
  //side3
  aaa001 = new PVector(Right.x, Right.y);
  aaa002 = new PVector(Right.x-increment2*1/6, Right.y);
  aaa003 = new PVector(Right.x-increment2*2/6, Right.y);
  aaa004 = new PVector(Right.x-increment2*3/6, Right.y);
  aaa005 = new PVector(Right.x-increment2*4/6, Right.y);
  aaa006 = new PVector(Right.x-increment2*5/6, Right.y);
  
  //adjustment
  save = 0.0;
  }
  
  void update(){
    pushMatrix();
    translate(x-save,y);
    fill(255);
    stroke(0);
    //the whole moving system is drawn here:
    rotationMove();
    //the one that is misleading
    problemCube();
    popMatrix();
  }
  
  //////////move to the center
  void rotationMove(){
  // the MOST IMPORTANT CUBE
  if (aaa006.x<-a || aaa006.y>0){
    aaa006.x += speeed*3;
    aaa006.y -= speeed*abs(aaa006.y/aaa006.x)*3;
  }else{
    if(save<2*a/3){
      save++;
    }
  }
  pushMatrix();
  translate(aaa006.x, aaa006.y);
  //side1
  beginShape();
  vertex(0,0);
  vertex(a/3, a/sqrt(3));
  vertex(2*a/3,0);
  vertex(a/3,-a/sqrt(3));
  vertex(0,0);
  endShape(CLOSE);
  //side2
  beginShape();
  vertex(a/3, a/sqrt(3));
  vertex(a/3+2*a/3, a/sqrt(3));
  vertex(a/3+3*a/3, 0);
  vertex(2*a/3,0);
  endShape(CLOSE);
  //side3
  beginShape();
  vertex(2*a/3, 0);
  vertex(4*a/3,0);
  vertex(3*a/3, -a/sqrt(3));
  vertex(a/3, -a/sqrt(3));
  endShape(CLOSE);

  popMatrix();
//----------------------------------------------------------LEFT SLIDE
/////cube1
  if(aaa1.x<-a || aaa1.y>0){
      aaa1.x += speeed*6;
      aaa1.y -= speeed*abs(aaa1.y/aaa1.x)*4;
  pushMatrix();
  translate(aaa1.x, aaa1.y);
  //side1
  beginShape();
  vertex(0,0);
  vertex(a/3, a/sqrt(3));
  vertex(2*a/3,0);
  vertex(a/3,-a/sqrt(3));
  vertex(0,0);
  endShape(CLOSE);
  
  //side2
  beginShape();
  vertex(a/3, a/sqrt(3));
  vertex(a/3+2*a/3, a/sqrt(3));
  vertex(a/3+3*a/3, 0);
  vertex(2*a/3,0);
  endShape(CLOSE);
  
  //side3
  beginShape();
  vertex(2*a/3, 0);
  vertex(4*a/3,0);
  vertex(3*a/3, -a/sqrt(3));
  vertex(a/3, -a/sqrt(3));
  endShape(CLOSE);
  
  popMatrix();
  }
/////cube2
    if(aaa2.x<-a || aaa2.y>0){
      aaa2.x += speeed*5;
      aaa2.y -= speeed*abs(aaa2.y/aaa2.x)*10;
  pushMatrix();
  translate(aaa2.x, aaa2.y);
  
  //side1
  beginShape();
  vertex(0,0);
  vertex(a/3, a/sqrt(3));
  vertex(2*a/3,0);
  vertex(a/3,-a/sqrt(3));
  vertex(0,0);
  endShape(CLOSE);
  
  //side2
  beginShape();
  vertex(a/3, a/sqrt(3));
  vertex(a/3+2*a/3, a/sqrt(3));
  vertex(a/3+3*a/3, 0);
  vertex(2*a/3,0);
  endShape(CLOSE);
  
  //side3
  beginShape();
  vertex(2*a/3, 0);
  vertex(4*a/3,0);
  vertex(3*a/3, -a/sqrt(3));
  vertex(a/3, -a/sqrt(3));
  endShape(CLOSE);

  popMatrix();
  }
/////cube3
    if(aaa3.x<-a || aaa3.y>0){
      aaa3.x += speeed*6;
      aaa3.y -= speeed*abs(aaa3.y/aaa3.x)*10;
  pushMatrix();
  translate(aaa3.x, aaa3.y);
  
  //side1
  beginShape();
  vertex(0,0);
  vertex(a/3, a/sqrt(3));
  vertex(2*a/3,0);
  vertex(a/3,-a/sqrt(3));
  vertex(0,0);
  endShape(CLOSE);
  
  //side2
  beginShape();
  vertex(a/3, a/sqrt(3));
  vertex(a/3+2*a/3, a/sqrt(3));
  vertex(a/3+3*a/3, 0);
  vertex(2*a/3,0);
  endShape(CLOSE);
  
  //side3
  beginShape();
  vertex(2*a/3, 0);
  vertex(4*a/3,0);
  vertex(3*a/3, -a/sqrt(3));
  vertex(a/3, -a/sqrt(3));
  endShape(CLOSE);

  popMatrix();
    }
/////cube4
    if(aaa4.x<-a || aaa4.y<0){
      aaa4.x += speeed*5;
      aaa4.y += speeed*abs(aaa4.y/aaa4.x)*5;
  pushMatrix();
  translate(aaa4.x, aaa4.y);
  
  //side1
  beginShape();
  vertex(0,0);
  vertex(a/3, a/sqrt(3));
  vertex(2*a/3,0);
  vertex(a/3,-a/sqrt(3));
  vertex(0,0);
  endShape(CLOSE);
  
  //side2
  beginShape();
  vertex(a/3, a/sqrt(3));
  vertex(a/3+2*a/3, a/sqrt(3));
  vertex(a/3+3*a/3, 0);
  vertex(2*a/3,0);
  endShape(CLOSE);
  
  //side3
  beginShape();
  vertex(2*a/3, 0);
  vertex(4*a/3,0);
  vertex(3*a/3, -a/sqrt(3));
  vertex(a/3, -a/sqrt(3));
  endShape(CLOSE);

  popMatrix();
    }
//////cube5
    if(aaa5.x<-a || aaa5.y<0){
      aaa5.x += speeed*5;
      aaa5.y += speeed*abs(aaa5.y/aaa5.x)*5;
  pushMatrix();
  translate(aaa5.x, aaa5.y);
  
  //side1
  beginShape();
  vertex(0,0);
  vertex(a/3, a/sqrt(3));
  vertex(2*a/3,0);
  vertex(a/3,-a/sqrt(3));
  vertex(0,0);
  endShape(CLOSE);
  
  //side2
  beginShape();
  vertex(a/3, a/sqrt(3));
  vertex(a/3+2*a/3, a/sqrt(3));
  vertex(a/3+3*a/3, 0);
  vertex(2*a/3,0);
  endShape(CLOSE);
  
  //side3
  beginShape();
  vertex(2*a/3, 0);
  vertex(4*a/3,0);
  vertex(3*a/3, -a/sqrt(3));
  vertex(a/3, -a/sqrt(3));
  endShape(CLOSE);

  popMatrix();
    }
//////cube6
    if(aaa6.x<-a || aaa6.y<0){
      aaa6.x += specialSpeed;
      aaa6.y += specialSpeed*abs(aaa6.y/aaa6.x);
  pushMatrix();
  translate(aaa6.x, aaa6.y);
  
  //side1
  beginShape();
  vertex(0,0);
  vertex(a/3, a/sqrt(3));
  vertex(2*a/3,0);
  vertex(a/3,-a/sqrt(3));
  vertex(0,0);
  endShape(CLOSE);
  
  //side2
  beginShape();
  vertex(a/3, a/sqrt(3));
  vertex(a/3+2*a/3, a/sqrt(3));
  vertex(a/3+3*a/3, 0);
  vertex(2*a/3,0);
  endShape(CLOSE);
  
  //side3
  beginShape();
  vertex(2*a/3, 0);
  vertex(4*a/3,0);
  vertex(3*a/3, -a/sqrt(3));
  vertex(a/3, -a/sqrt(3));
  endShape(CLOSE);

  popMatrix();
    }


//----------------------------------------------------------RIGHT SLIDE
/////cube1
  if(aaa01.x<-a|| aaa01.y<0){
      aaa01.x += specialSpeed/4;
      aaa01.y += specialSpeed*abs(aaa01.y/aaa01.x)/4;
  pushMatrix();
  translate(aaa01.x, aaa01.y);
  //side1
  beginShape();
  vertex(0,0);
  vertex(a/3, a/sqrt(3));
  vertex(2*a/3,0);
  vertex(a/3,-a/sqrt(3));
  vertex(0,0);
  endShape(CLOSE);
  
  //side2
  beginShape();
  vertex(a/3, a/sqrt(3));
  vertex(a/3+2*a/3, a/sqrt(3));
  vertex(a/3+3*a/3, 0);
  vertex(2*a/3,0);
  endShape(CLOSE);
  
  //side3
  beginShape();
  vertex(2*a/3, 0);
  vertex(4*a/3,0);
  vertex(3*a/3, -a/sqrt(3));
  vertex(a/3, -a/sqrt(3));
  endShape(CLOSE);
  
  popMatrix();
  }
/////cube2
    if( aaa02.y<0){
      aaa02.x += speeed/3;
      aaa02.y += speeed*abs(aaa02.y/aaa02.x)/3;
  pushMatrix();
  translate(aaa02.x, aaa02.y);
  
  //side1
  beginShape();
  vertex(0,0);
  vertex(a/3, a/sqrt(3));
  vertex(2*a/3,0);
  vertex(a/3,-a/sqrt(3));
  vertex(0,0);
  endShape(CLOSE);
  
  //side2
  beginShape();
  vertex(a/3, a/sqrt(3));
  vertex(a/3+2*a/3, a/sqrt(3));
  vertex(a/3+3*a/3, 0);
  vertex(2*a/3,0);
  endShape(CLOSE);
  
  //side3
  beginShape();
  vertex(2*a/3, 0);
  vertex(4*a/3,0);
  vertex(3*a/3, -a/sqrt(3));
  vertex(a/3, -a/sqrt(3));
  endShape(CLOSE);

  popMatrix();
  }
/////cube3
    if(aaa03.x>0 || aaa03.y<0){
      aaa03.x -= speeed;
      aaa03.y += speeed*abs(aaa03.y/aaa03.x);
  pushMatrix();
  translate(aaa03.x, aaa03.y);
  
  //side1
  beginShape();
  vertex(0,0);
  vertex(a/3, a/sqrt(3));
  vertex(2*a/3,0);
  vertex(a/3,-a/sqrt(3));
  vertex(0,0);
  endShape(CLOSE);
  
  //side2
  beginShape();
  vertex(a/3, a/sqrt(3));
  vertex(a/3+2*a/3, a/sqrt(3));
  vertex(a/3+3*a/3, 0);
  vertex(2*a/3,0);
  endShape(CLOSE);
  
  //side3
  beginShape();
  vertex(2*a/3, 0);
  vertex(4*a/3,0);
  vertex(3*a/3, -a/sqrt(3));
  vertex(a/3, -a/sqrt(3));
  endShape(CLOSE);

  popMatrix();
    }
/////cube4
    if(aaa04.x>0 || aaa04.y<0){
      aaa04.x -= speeed*2.5;
      aaa04.y += speeed*abs(aaa04.y/aaa04.x)*2.5;
  pushMatrix();
  translate(aaa04.x, aaa04.y);
  
  //side1
  beginShape();
  vertex(0,0);
  vertex(a/3, a/sqrt(3));
  vertex(2*a/3,0);
  vertex(a/3,-a/sqrt(3));
  vertex(0,0);
  endShape(CLOSE);
  
  //side2
  beginShape();
  vertex(a/3, a/sqrt(3));
  vertex(a/3+2*a/3, a/sqrt(3));
  vertex(a/3+3*a/3, 0);
  vertex(2*a/3,0);
  endShape(CLOSE);
  
  //side3
  beginShape();
  vertex(2*a/3, 0);
  vertex(4*a/3,0);
  vertex(3*a/3, -a/sqrt(3));
  vertex(a/3, -a/sqrt(3));
  endShape(CLOSE);

  popMatrix();
    }
//////cube5
    if(aaa05.x>0 || aaa05.y>0){
      aaa05.x -= speeed*3;
      aaa05.y -= speeed*abs(aaa05.y/aaa05.x)*3;
  pushMatrix();
  translate(aaa05.x, aaa05.y);
  
  //side1
  beginShape();
  vertex(0,0);
  vertex(a/3, a/sqrt(3));
  vertex(2*a/3,0);
  vertex(a/3,-a/sqrt(3));
  vertex(0,0);
  endShape(CLOSE);
  
  //side2
  beginShape();
  vertex(a/3, a/sqrt(3));
  vertex(a/3+2*a/3, a/sqrt(3));
  vertex(a/3+3*a/3, 0);
  vertex(2*a/3,0);
  endShape(CLOSE);
  
  //side3
  beginShape();
  vertex(2*a/3, 0);
  vertex(4*a/3,0);
  vertex(3*a/3, -a/sqrt(3));
  vertex(a/3, -a/sqrt(3));
  endShape(CLOSE);

  popMatrix();
    }
///////////////////cube6
    if(aaa06.x>0 || aaa06.y>0){
      aaa06.x -= speeed*4;
      aaa06.y -= speeed*abs(aaa06.y/aaa06.x)*4;
  pushMatrix();
  translate(aaa06.x, aaa06.y);
  
  //side1
  beginShape();
  vertex(0,0);
  vertex(a/3, a/sqrt(3));
  vertex(2*a/3,0);
  vertex(a/3,-a/sqrt(3));
  vertex(0,0);
  endShape(CLOSE);
  
  //side2
  beginShape();
  vertex(a/3, a/sqrt(3));
  vertex(a/3+2*a/3, a/sqrt(3));
  vertex(a/3+3*a/3, 0);
  vertex(2*a/3,0);
  endShape(CLOSE);
  
  //side3
  beginShape();
  vertex(2*a/3, 0);
  vertex(4*a/3,0);
  vertex(3*a/3, -a/sqrt(3));
  vertex(a/3, -a/sqrt(3));
  endShape(CLOSE);

  popMatrix();
    }
    
    
//----------------------------------------------------------BOTTOM SIDE
  ///////////cube1
  if (aaa001.x>0 || aaa001.y>0){
    aaa001.x -= speeed*3;
    aaa001.y -= speeed*abs(aaa001.y/aaa001.x)*3;
  pushMatrix();
  translate(aaa001.x, aaa001.y);
  //side1
  beginShape();
  vertex(0,0);
  vertex(a/3, a/sqrt(3));
  vertex(2*a/3,0);
  vertex(a/3,-a/sqrt(3));
  vertex(0,0);
  endShape(CLOSE);
  
  //side2
  beginShape();
  vertex(a/3, a/sqrt(3));
  vertex(a/3+2*a/3, a/sqrt(3));
  vertex(a/3+3*a/3, 0);
  vertex(2*a/3,0);
  endShape(CLOSE);
  
  //side3
  beginShape();
  vertex(2*a/3, 0);
  vertex(4*a/3,0);
  vertex(3*a/3, -a/sqrt(3));
  vertex(a/3, -a/sqrt(3));
  endShape(CLOSE);
  
  popMatrix();
  }
  ////////////cube2
  if (aaa002.x>0 || aaa002.y>0){
    aaa002.x -= speeed*2;
    aaa002.y -= speeed*abs(aaa002.y/aaa002.x)*2;
  pushMatrix();
  translate(aaa002.x, aaa002.y);
  
  //side1
  beginShape();
  vertex(0,0);
  vertex(a/3, a/sqrt(3));
  vertex(2*a/3,0);
  vertex(a/3,-a/sqrt(3));
  vertex(0,0);
  endShape(CLOSE);
  
  //side2
  beginShape();
  vertex(a/3, a/sqrt(3));
  vertex(a/3+2*a/3, a/sqrt(3));
  vertex(a/3+3*a/3, 0);
  vertex(2*a/3,0);
  endShape(CLOSE);
  
  //side3
  beginShape();
  vertex(2*a/3, 0);
  vertex(4*a/3,0);
  vertex(3*a/3, -a/sqrt(3));
  vertex(a/3, -a/sqrt(3));
  endShape(CLOSE);

  popMatrix();
  }
  ////////////cube3
  if (aaa003.x>0 || aaa003.y>0){
    aaa003.x -= speeed;
    aaa003.y -= speeed*abs(aaa003.y/aaa003.x);
  pushMatrix();
  translate(aaa003.x, aaa003.y);
  
  //side1
  beginShape();
  vertex(0,0);
  vertex(a/3, a/sqrt(3));
  vertex(2*a/3,0);
  vertex(a/3,-a/sqrt(3));
  vertex(0,0);
  endShape(CLOSE);
  
  //side2
  beginShape();
  vertex(a/3, a/sqrt(3));
  vertex(a/3+2*a/3, a/sqrt(3));
  vertex(a/3+3*a/3, 0);
  vertex(2*a/3,0);
  endShape(CLOSE);
  
  //side3
  beginShape();
  vertex(2*a/3, 0);
  vertex(4*a/3,0);
  vertex(3*a/3, -a/sqrt(3));
  vertex(a/3, -a/sqrt(3));
  endShape(CLOSE);

  popMatrix();
  }
  ////////////cube4
  if (aaa004.x<0 || aaa004.y>0){
    aaa004.x += speeed*3;
    aaa004.y -= speeed*abs(aaa004.y/aaa004.x)*3;
  pushMatrix();
  translate(aaa004.x, aaa004.y);
  
  //side1
  beginShape();
  vertex(0,0);
  vertex(a/3, a/sqrt(3));
  vertex(2*a/3,0);
  vertex(a/3,-a/sqrt(3));
  vertex(0,0);
  endShape(CLOSE);
  
  //side2
  beginShape();
  vertex(a/3, a/sqrt(3));
  vertex(a/3+2*a/3, a/sqrt(3));
  vertex(a/3+3*a/3, 0);
  vertex(2*a/3,0);
  endShape(CLOSE);
  
  //side3
  beginShape();
  vertex(2*a/3, 0);
  vertex(4*a/3,0);
  vertex(3*a/3, -a/sqrt(3));
  vertex(a/3, -a/sqrt(3));
  endShape(CLOSE);

  popMatrix();
  }
  ////////////cube5
  if (aaa005.x<0 || aaa005.y>0){
    aaa005.x += speeed*4;
    aaa005.y -= speeed*abs(aaa005.y/aaa005.x)*4;
  pushMatrix();
  translate(aaa005.x, aaa005.y);
  
  //side1
  beginShape();
  vertex(0,0);
  vertex(a/3, a/sqrt(3));
  vertex(2*a/3,0);
  vertex(a/3,-a/sqrt(3));
  vertex(0,0);
  endShape(CLOSE);
  
  //side2
  beginShape();
  vertex(a/3, a/sqrt(3));
  vertex(a/3+2*a/3, a/sqrt(3));
  vertex(a/3+3*a/3, 0);
  vertex(2*a/3,0);
  endShape(CLOSE);
  
  //side3
  beginShape();
  vertex(2*a/3, 0);
  vertex(4*a/3,0);
  vertex(3*a/3, -a/sqrt(3));
  vertex(a/3, -a/sqrt(3));
  endShape(CLOSE);

  popMatrix();
  }
  }
  
  ////////////////////////the problem cube (at left bottom)
  void problemCube(){
  ////////////cube6 (from side 3)
  //-----the other side of the cube disappear when the x position is larger than a certain amount
  if(aaa006.x<-165){
  pushMatrix();
  translate(aaa006.x, aaa006.y);
  
  //side2
  beginShape();
  vertex(2*a/3, 0);
  vertex(4*a/3, 0);
  vertex(3*a/3,-a/sqrt(3));
  endShape();
  
  //side3
  beginShape();
  vertex(2*a/3, 0);
  vertex(4*a/3,0);
  vertex(3*a/3, a/sqrt(3));
  vertex(1*a/3, a/sqrt(3));
  endShape(CLOSE);

  popMatrix();
  }
  }
}

// ── F_sixthScene.pde
class sixthScene{
  //Points of the center cube
  PVector pA, pB, pC, pD, pE, pF, pG;
  //length of the sides
  float lgh;
  //first cube variables
  PVector ma;
  PVector mb;
  PVector mc;
  PVector md;
  float m;
  float n;
  
  //spin system
  boolean spin;
  boolean spin2;
  boolean spin3;
  boolean spin4;
  boolean spin5;
  boolean spin6;
  boolean spin7;
  boolean spin8;
  boolean spin9;
  boolean spin10;
  boolean spin11;
  boolean spin12;
  boolean spin13;
  boolean spin14;
  boolean spin15;
  boolean spin16;
  boolean spin17;
  boolean spin18;
  boolean spin19;
  boolean spin20;
  
  //second cube variables
  PVector ma2;
  PVector mb2;
  PVector mc2;
  PVector md2;
  float m2;
  float n2;
  //third cube variables
  PVector ma3;
  PVector mb3;
  PVector mc3;
  PVector md3;
  float m3;
  float n3;
  //fourth cube variables
  PVector ma4;
  PVector mb4;
  PVector mc4;
  PVector md4;
  float m4;
  float n4;
  //fifth cube variables
  PVector ma5;
  PVector mb5;
  PVector mc5;
  PVector md5;
  float m5;
  float n5;
  //sixth cube variables
  PVector ma6;
  PVector mb6;
  PVector mc6;
  PVector md6;
  float m6;
  float n6;
  //seventh cube variables
  PVector ma7;
  PVector mb7;
  PVector mc7;
  PVector md7;
  float m7;
  float n7;
  
  //eighth cube variables
  PVector ma8;
  PVector mb8;
  PVector mc8;
  PVector md8;
  float m8;
  float n8;
  //nineth cube variables
  PVector ma9;
  PVector mb9;
  PVector mc9;
  PVector md9;
  float m9;
  float n9;
  //tenth cube variables
  PVector ma10;
  PVector mb10;
  PVector mc10;
  PVector md10;
  float m10;
  float n10;
  
  sixthScene(){
  //positions
  x = width/2;
  y = height/2;
  //size
  a = 70;
  
  //points of the center cube
  pA = new PVector(-2*a/3, 0);
  pB = new PVector(-a/3, -a/sqrt(3));
  pC = new PVector(0,0);
  pD = new PVector(-a/3, a/sqrt(3));
  pE = new PVector(a/3, -a/sqrt(3));
  pF = new PVector(2*a/3, 0);
  pG = new PVector(a/3, a/sqrt(3));
  
  //length between each
  lgh = 2*a/3;
  
  //first cube variables
  ma = new PVector(pC.x, pC.y);
  mb = new PVector(pD.x, pD.y);
  mc = new PVector(pA.x, pA.y);
  md = new PVector(pD.x, pD.y);
  
  //second cube variables
  ma2 = new PVector(0,0);
  mb2 = new PVector(0,0);
  mc2 = new PVector(0,0);
  md2 = new PVector(0,0);
  
  //third cube variables
  ma3 = new PVector(0,0);
  mb3 = new PVector(0,0);
  mc3 = new PVector(0,0);
  md3 = new PVector(0,0);
  
  //fourth cube variables
  ma4 = new PVector(0,0);
  mb4 = new PVector(0,0);
  mc4 = new PVector(0,0);
  md4 = new PVector(0,0);
  
  //fifth cube variables
  ma5 = new PVector(0,0);
  mb5 = new PVector(0,0);
  mc5 = new PVector(0,0);
  md5 = new PVector(0,0);
  
  //sixth cube variables
  ma6 = new PVector(0,0);
  mb6 = new PVector(0,0);
  mc6 = new PVector(0,0);
  md6 = new PVector(0,0);
  
  //seventh cube variables
  ma7 = new PVector(0,0);
  mb7 = new PVector(0,0);
  mc7 = new PVector(0,0);
  md7 = new PVector(0,0);
  
  //eighth cube variables
  ma8 = new PVector(0,0);
  mb8 = new PVector(0,0);
  mc8 = new PVector(0,0);
  md8 = new PVector(0,0);
  
  //nineth cube variables
  ma9 = new PVector(0,0);
  mb9 = new PVector(0,0);
  mc9 = new PVector(0,0);
  md9 = new PVector(0,0);
   
  //nineth cube variables
  ma10 = new PVector(0,0);
  mb10 = new PVector(0,0);
  mc10 = new PVector(0,0);
  md10 = new PVector(0,0);
  }
  
  void update(){
    pushMatrix();
    translate(x,y);
    centerCube();
    spinSystem();
    expandSideA();
    
    //expandaSide B
      pushMatrix();
      rotate(TWO_PI/3);
      expandSideA();
      popMatrix();
    //expandSide C
      pushMatrix();
      rotate(2*TWO_PI/3);
      expandSideA();
      popMatrix();
    
    popMatrix();
  }
  
  void centerCube(){
  //side1
  fill(255);
  stroke(0);
  beginShape();
  vertex(pB.x, pB.y);
  vertex(pA.x, pA.y);
  vertex(pD.x, pD.y);
  vertex(pC.x, pC.y);
  vertex(pB.x, pB.y);
  vertex(pB.x, pB.y);
  vertex(pE.x, pE.y);
  vertex(pF.x, pF.y);
  vertex(pC.x, pC.y);
  vertex(pD.x, pD.y);
  vertex(pG.x, pG.y);
  vertex(pF.x, pF.y);
  endShape();
  }
  
  //depends on the order of drawing the cube
  void spinSystem(){
  float angle = map(m,0,20,PI/3,PI);
  float angle0 = map(n,0,20,-PI/3,PI);
  ma.x = pB.x+cos(angle)*lgh;
  ma.y = pB.y+sin(angle)*lgh;
  mb.x = pA.x+cos(angle)*lgh;
  mb.y = pA.y+sin(angle)*lgh;
  mc.x = pA.x+cos(angle0)*lgh;
  mc.y = pA.y+sin(angle0)*lgh;
  md.x = pD.x+cos(angle0)*lgh;
  md.y = pD.y+sin(angle0)*lgh;
    //first matrix
    if(m<20){
      m++;
    }else{
      spin = true;
    }
    if(spin){
      if(n<20){
        n++;
      }else{
        spin2 = true;
      }
    }
  
  //second matrix
  if(spin2){
  float angle1 = map(m2,0,20,PI/3,PI);
  float angle2 = map(n2,0,20,-PI/3,PI);
  ma2.x = pB.x+cos(angle1)*lgh;
  ma2.y = pB.y+sin(angle1)*lgh;
  mb2.x = pA.x+cos(angle1)*lgh;
  mb2.y = pA.y+sin(angle1)*lgh;
  mc2.x = pA.x+cos(angle2)*lgh;
  mc2.y = pA.y+sin(angle2)*lgh;
  md2.x = pD.x+cos(angle2)*lgh;
  md2.y = pD.y+sin(angle2)*lgh;
    if(m2<20){
      m2++;
    }else{
      spin3 = true;
    }
    if(spin3){
      if(n2<20){
        n2++;
      }else{
        spin4 = true;
      }
    }
  }
  
  //third matrix
  if(spin4){
  float angle1 = map(m3,0,20,PI/3,PI);
  float angle2 = map(n3,0,20,-PI/3,PI);
  ma3.x = pB.x+cos(angle1)*lgh;
  ma3.y = pB.y+sin(angle1)*lgh;
  mb3.x = pA.x+cos(angle1)*lgh;
  mb3.y = pA.y+sin(angle1)*lgh;
  mc3.x = pA.x+cos(angle2)*lgh;
  mc3.y = pA.y+sin(angle2)*lgh;
  md3.x = pD.x+cos(angle2)*lgh;
  md3.y = pD.y+sin(angle2)*lgh;
    if(m3<20){
      m3++;
    }else{
      spin5 = true;
    }
    if(spin5){
      if(n3<20){
        n3++;
      }else{
        spin6 = true;
      }
    }
  }
  
  //fourth matrix
  if(spin6){
  float angle1 = map(m4,0,20,PI/3,PI);
  float angle2 = map(n4,0,20,-PI/3,PI);
  ma4.x = pB.x+cos(angle1)*lgh;
  ma4.y = pB.y+sin(angle1)*lgh;
  mb4.x = pA.x+cos(angle1)*lgh;
  mb4.y = pA.y+sin(angle1)*lgh;
  mc4.x = pA.x+cos(angle2)*lgh;
  mc4.y = pA.y+sin(angle2)*lgh;
  md4.x = pD.x+cos(angle2)*lgh;
  md4.y = pD.y+sin(angle2)*lgh;
    if(m4<20){
      m4++;
    }else{
      spin7 = true;
    }
    if(spin7){
      if(n4<20){
        n4++;
      }else{
        spin8 = true;
      }
    }
  }
  
  //fifth matrix
  if(spin8){
  float angle1 = map(m5,0,20,PI/3,PI);
  float angle2 = map(n5,0,20,-PI/3,PI);
  ma5.x = pB.x+cos(angle1)*lgh;
  ma5.y = pB.y+sin(angle1)*lgh;
  mb5.x = pA.x+cos(angle1)*lgh;
  mb5.y = pA.y+sin(angle1)*lgh;
  mc5.x = pA.x+cos(angle2)*lgh;
  mc5.y = pA.y+sin(angle2)*lgh;
  md5.x = pD.x+cos(angle2)*lgh;
  md5.y = pD.y+sin(angle2)*lgh;
    if(m5<20){
      m5++;
    }else{
      spin9 = true;
    }
    if(spin9){
      if(n5<20){
        n5++;
      }else{
        spin10 = true;
      }
    }
  }
  
  //sixth matrix
  if(spin10){
  float angle1 = map(m6,0,20,PI/3,PI);
  float angle2 = map(n6,0,20,-PI/3,PI);
  ma6.x = pB.x+cos(angle1)*lgh;
  ma6.y = pB.y+sin(angle1)*lgh;
  mb6.x = pA.x+cos(angle1)*lgh;
  mb6.y = pA.y+sin(angle1)*lgh;
  mc6.x = pA.x+cos(angle2)*lgh;
  mc6.y = pA.y+sin(angle2)*lgh;
  md6.x = pD.x+cos(angle2)*lgh;
  md6.y = pD.y+sin(angle2)*lgh;
    if(m6<20){
      m6++;
    }else{
      spin11 = true;
    }
    if(spin11){
      if(n6<20){
        n6++;
      }else{
        spin12 = true;
      }
    }
  }
  
  //seventh matrix
  if(spin12){
  float angle1 = map(m7,0,20,PI/3,PI);
  float angle2 = map(n7,0,20,-PI/3,PI);
  ma7.x = pB.x+cos(angle1)*lgh;
  ma7.y = pB.y+sin(angle1)*lgh;
  mb7.x = pA.x+cos(angle1)*lgh;
  mb7.y = pA.y+sin(angle1)*lgh;
  mc7.x = pA.x+cos(angle2)*lgh;
  mc7.y = pA.y+sin(angle2)*lgh;
  md7.x = pD.x+cos(angle2)*lgh;
  md7.y = pD.y+sin(angle2)*lgh;
    if(m7<20){
      m7++;
    }else{
      spin13 = true;
    }
    if(spin13){
      if(n7<20){
        n7++;
      }else{
        spin14 = true;
      }
    }
  }

  //eighth matrix
  if(spin14){
  float angle1 = map(m8,0,20,PI/3,PI);
  float angle2 = map(n8,0,20,-PI/3,PI);
  ma8.x = pB.x+cos(angle1)*lgh;
  ma8.y = pB.y+sin(angle1)*lgh;
  mb8.x = pA.x+cos(angle1)*lgh;
  mb8.y = pA.y+sin(angle1)*lgh;
  mc8.x = pA.x+cos(angle2)*lgh;
  mc8.y = pA.y+sin(angle2)*lgh;
  md8.x = pD.x+cos(angle2)*lgh;
  md8.y = pD.y+sin(angle2)*lgh;
    if(m8<20){
      m8++;
    }else{
      spin15 = true;
    }
    if(spin15){
      if(n8<20){
        n8++;
      }else{
        spin16 = true;
      }
    }
  }

  //nineth matrix
  if(spin16){
  float angle1 = map(m9,0,20,PI/3,PI);
  float angle2 = map(n9,0,20,-PI/3,PI);
  ma9.x = pB.x+cos(angle1)*lgh;
  ma9.y = pB.y+sin(angle1)*lgh;
  mb9.x = pA.x+cos(angle1)*lgh;
  mb9.y = pA.y+sin(angle1)*lgh;
  mc9.x = pA.x+cos(angle2)*lgh;
  mc9.y = pA.y+sin(angle2)*lgh;
  md9.x = pD.x+cos(angle2)*lgh;
  md9.y = pD.y+sin(angle2)*lgh;
    if(m9<20){
      m9++;
    }else{
      spin17 = true;
    }
    if(spin17){
      if(n9<20){
        n9++;
      }else{
        spin18 = true;
      }
    }
  }

  //tenth matrix
  if(spin18){
  float angle1 = map(m10,0,20,PI/3,PI);
  float angle2 = map(n10,0,20,-PI/3,PI);
  ma10.x = pB.x+cos(angle1)*lgh;
  ma10.y = pB.y+sin(angle1)*lgh;
  mb10.x = pA.x+cos(angle1)*lgh;
  mb10.y = pA.y+sin(angle1)*lgh;
  mc10.x = pA.x+cos(angle2)*lgh;
  mc10.y = pA.y+sin(angle2)*lgh;
  md10.x = pD.x+cos(angle2)*lgh;
  md10.y = pD.y+sin(angle2)*lgh;
    if(m10<20){
      m10++;
    }else{
      spin19 = true;
    }
    if(spin19){
      if(n10<20){
        n10++;
      }else{
        spin20 = true;
      }
    }
  }

 }
  
  //only draws the cube
  void expandSideA(){
  beginShape();
  stroke(0);
  fill(255);
  vertex(pA.x, pA.y);
  vertex(pB.x, pB.y);
  vertex(ma.x, ma.y);
  vertex(mb.x, mb.y);
  endShape(CLOSE);
  beginShape();
  stroke(0);
  fill(255);
  vertex(pA.x, pA.y);
  vertex(pD.x, pD.y);
  vertex(md.x, md.y);
  vertex(mc.x, mc.y);
  endShape(CLOSE);
  
  if(!spin2){ noStroke(); 
  }else{
  pushMatrix();
  translate(pA.x, pA.y);
  rotate(PI/3);
  beginShape();
  stroke(0);
  fill(255);
  vertex(pA.x, pA.y);
  vertex(pB.x, pB.y);
  vertex(ma2.x, ma2.y);
  vertex(mb2.x, mb2.y);
  endShape(CLOSE);
  beginShape();
  stroke(0);
  fill(255);
  vertex(pA.x, pA.y);
  vertex(pD.x, pD.y);
  vertex(md2.x, md2.y);
  vertex(mc2.x, mc2.y);
  endShape(CLOSE);
  popMatrix();
  
  pushMatrix();
  translate(pA.x, pA.y);
  rotate(-PI/3);
  beginShape();
  stroke(0);
  fill(255);
  vertex(pA.x, pA.y);
  vertex(pB.x, pB.y);
  vertex(ma2.x, ma2.y);
  vertex(mb2.x, mb2.y);
  endShape(CLOSE);
  beginShape();
  stroke(0);
  fill(255);
  vertex(pA.x, pA.y);
  vertex(pD.x, pD.y);
  vertex(md2.x, md2.y);
  vertex(mc2.x, mc2.y);
  endShape(CLOSE);
  popMatrix();
  }
  
  if(!spin4){ noStroke(); 
  }else{
  pushMatrix();
  translate(-a,a/sqrt(3));
  beginShape();
  stroke(0);
  fill(255);
  vertex(pA.x, pA.y);
  vertex(pB.x, pB.y);
  vertex(ma3.x, ma3.y);
  vertex(mb3.x, mb3.y);
  endShape(CLOSE);
  beginShape();
  stroke(0);
  fill(255);
  vertex(pA.x, pA.y);
  vertex(pD.x, pD.y);
  vertex(md3.x, md3.y);
  vertex(mc3.x, mc3.y);
  endShape(CLOSE);
  popMatrix();
  
  pushMatrix();
  translate(-a,a/sqrt(3));
  rotate(-TWO_PI/3);
  beginShape();
  stroke(0);
  fill(255);
  vertex(pA.x, pA.y);
  vertex(pB.x, pB.y);
  vertex(ma3.x, ma3.y);
  vertex(mb3.x, mb3.y);
  endShape(CLOSE);
  beginShape();
  stroke(0);
  fill(255);
  vertex(pA.x, pA.y);
  vertex(pD.x, pD.y);
  vertex(md3.x, md3.y);
  vertex(mc3.x, mc3.y);
  endShape(CLOSE);
  popMatrix();
  
  pushMatrix();
  translate(-a,-a/sqrt(3));
  beginShape();
  stroke(0);
  fill(255);
  vertex(pA.x, pA.y);
  vertex(pB.x, pB.y);
  vertex(ma3.x, ma3.y);
  vertex(mb3.x, mb3.y);
  endShape(CLOSE);
  beginShape();
  stroke(0);
  fill(255);
  vertex(pA.x, pA.y);
  vertex(pD.x, pD.y);
  vertex(md3.x, md3.y);
  vertex(mc3.x, mc3.y);
  endShape(CLOSE);
  popMatrix();
  
  pushMatrix();
  translate(-a,-a/sqrt(3));
  rotate(TWO_PI/3);
  beginShape();
  stroke(0);
  fill(255);
  vertex(pA.x, pA.y);
  vertex(pB.x, pB.y);
  vertex(ma3.x, ma3.y);
  vertex(mb3.x, mb3.y);
  endShape(CLOSE);
  beginShape();
  stroke(0);
  fill(255);
  vertex(pA.x, pA.y);
  vertex(pD.x, pD.y);
  vertex(md3.x, md3.y);
  vertex(mc3.x, mc3.y);
  endShape(CLOSE);
  popMatrix();
    }
    
  if(!spin6){ noStroke(); 
  }else{
  pushMatrix();
  translate(-2*a/3,2*a/sqrt(3));
  rotate(-PI/3);
  beginShape();
  stroke(0);
  fill(255);
  vertex(pA.x, pA.y);
  vertex(pB.x, pB.y);
  vertex(ma4.x, ma4.y);
  vertex(mb4.x, mb4.y);
  endShape(CLOSE);
  beginShape();
  stroke(0);
  fill(255);
  vertex(pA.x, pA.y);
  vertex(pD.x, pD.y);
  vertex(md4.x, md4.y);
  vertex(mc4.x, mc4.y);
  endShape(CLOSE);
  popMatrix();
  //
  pushMatrix();
  translate(-5*a/3,a/sqrt(3));
  rotate(-PI/3);
  beginShape();
  stroke(0);
  fill(255);
  vertex(pA.x, pA.y);
  vertex(pB.x, pB.y);
  vertex(ma4.x, ma4.y);
  vertex(mb4.x, mb4.y);
  endShape(CLOSE);
  beginShape();
  stroke(0);
  fill(255);
  vertex(pA.x, pA.y);
  vertex(pD.x, pD.y);
  vertex(md4.x, md4.y);
  vertex(mc4.x, mc4.y);
  endShape(CLOSE);
  popMatrix();
  //
  pushMatrix();
  translate(-5*a/3,-a/sqrt(3));
  rotate(PI/3);
  beginShape();
  stroke(0);
  fill(255);
  vertex(pA.x, pA.y);
  vertex(pB.x, pB.y);
  vertex(ma4.x, ma4.y);
  vertex(mb4.x, mb4.y);
  endShape(CLOSE);
  beginShape();
  stroke(0);
  fill(255);
  vertex(pA.x, pA.y);
  vertex(pD.x, pD.y);
  vertex(md4.x, md4.y);
  vertex(mc4.x, mc4.y);
  endShape(CLOSE);
  popMatrix();
  //
  pushMatrix();
  translate(-2*a/3,-2*a/sqrt(3));
  rotate(PI/3);
  beginShape();
  stroke(0);
  fill(255);
  vertex(pA.x, pA.y);
  vertex(pB.x, pB.y);
  vertex(ma4.x, ma4.y);
  vertex(mb4.x, mb4.y);
  endShape(CLOSE);
  beginShape();
  stroke(0);
  fill(255);
  vertex(pA.x, pA.y);
  vertex(pD.x, pD.y);
  vertex(md4.x, md4.y);
  vertex(mc4.x, mc4.y);
  endShape(CLOSE);
  popMatrix();
  
  pushMatrix();
  translate(-5*a/3,-a/sqrt(3));
  rotate(-PI/3);
  beginShape();
  stroke(0);
  fill(255);
  vertex(pA.x, pA.y);
  vertex(pB.x, pB.y);
  vertex(ma4.x, ma4.y);
  vertex(mb4.x, mb4.y);
  endShape(CLOSE);
  popMatrix();
  
  }
  
  if(!spin8){ noStroke(); 
  }else{
  pushMatrix();
  translate(-2*a,2*a/sqrt(3));
  rotate(-2*PI/3);
  beginShape();
  stroke(0);
  fill(255);
  vertex(pA.x, pA.y);
  vertex(pB.x, pB.y);
  vertex(ma5.x, ma5.y);
  vertex(mb5.x, mb5.y);
  endShape(CLOSE);
  popMatrix();
  
  pushMatrix();
  translate(-a,-3*a/sqrt(3));
  beginShape();
  stroke(0);
  fill(255);
  vertex(pA.x, pA.y);
  vertex(pB.x, pB.y);
  vertex(ma5.x, ma5.y);
  vertex(mb5.x, mb5.y);
  endShape(CLOSE);
  popMatrix();
  
  pushMatrix();
  translate(-a,3*a/sqrt(3));
  rotate(-2*PI/3);
  beginShape();
  stroke(0);
  fill(255);
  vertex(pA.x, pA.y);
  vertex(pD.x, pD.y);
  vertex(md5.x, md5.y);
  vertex(mc5.x, mc5.y);
  endShape(CLOSE);
  beginShape();
  stroke(0);
  fill(255);
  vertex(pA.x, pA.y);
  vertex(pB.x, pB.y);
  vertex(ma5.x, ma5.y);
  vertex(mb5.x, mb5.y);
  endShape(CLOSE);
  popMatrix();

  pushMatrix();
  translate(-a,-3*a/sqrt(3));
  rotate(2*PI/3);
  beginShape();
  stroke(0);
  fill(255);
  vertex(pA.x, pA.y);
  vertex(pD.x, pD.y);
  vertex(md5.x, md5.y);
  vertex(mc5.x, mc5.y);
  endShape(CLOSE);
  beginShape();
  stroke(0);
  fill(255);
  vertex(pA.x, pA.y);
  vertex(pB.x, pB.y);
  vertex(ma5.x, ma5.y);
  vertex(mb5.x, mb5.y);
  endShape(CLOSE);
  popMatrix();

  pushMatrix();
  translate(-2*a,2*a/sqrt(3));
  beginShape();
  stroke(0);
  fill(255);
  vertex(pA.x, pA.y);
  vertex(pD.x, pD.y);
  vertex(md5.x, md5.y);
  vertex(mc5.x, mc5.y);
  endShape(CLOSE);
  beginShape();
  stroke(0);
  fill(255);
  vertex(pA.x, pA.y);
  vertex(pB.x, pB.y);
  vertex(ma5.x, ma5.y);
  vertex(mb5.x, mb5.y);
  endShape(CLOSE);
  popMatrix();
  
  pushMatrix();
  translate(-2*a,0);
  beginShape();
  stroke(0);
  fill(255);
  vertex(pA.x, pA.y);
  vertex(pD.x, pD.y);
  vertex(md5.x, md5.y);
  vertex(mc5.x, mc5.y);
  endShape(CLOSE);
  beginShape();
  stroke(0);
  fill(255);
  vertex(pA.x, pA.y);
  vertex(pB.x, pB.y);
  vertex(ma5.x, ma5.y);
  vertex(mb5.x, mb5.y);
  endShape(CLOSE);
  popMatrix();
  
  pushMatrix();
  translate(-2*a,-2*a/sqrt(3));
  beginShape();
  stroke(0);
  fill(255);
  vertex(pA.x, pA.y);
  vertex(pD.x, pD.y);
  vertex(md5.x, md5.y);
  vertex(mc5.x, mc5.y);
  endShape(CLOSE);
  beginShape();
  stroke(0);
  fill(255);
  vertex(pA.x, pA.y);
  vertex(pB.x, pB.y);
  vertex(ma5.x, ma5.y);
  vertex(mb5.x, mb5.y);
  endShape(CLOSE);
  popMatrix();
  }
  
  if(!spin10){ noStroke();
  }else{
  pushMatrix();
  beginShape();
  translate(-8*a/3,-2*a/sqrt(3));
  rotate(-PI/3);
  stroke(0);
  fill(255);
  vertex(pA.x, pA.y);
  vertex(pB.x, pB.y);
  vertex(ma6.x, ma6.y);
  vertex(mb6.x, mb6.y);
  endShape(CLOSE);
  popMatrix();
  
  pushMatrix();
  beginShape();
  translate(-8*a/3,0);
  rotate(-PI/3);
  stroke(0);
  fill(255);
  vertex(pA.x, pA.y);
  vertex(pB.x, pB.y);
  vertex(ma6.x, ma6.y);
  vertex(mb6.x, mb6.y);
  endShape(CLOSE);
  popMatrix();
  
  pushMatrix();
  translate(-2*a/3,4*a/sqrt(3));
  rotate(-PI/3);
  beginShape();
  stroke(0);
  fill(255);
  vertex(pA.x, pA.y);
  vertex(pD.x, pD.y);
  vertex(md6.x, md6.y);
  vertex(mc6.x, mc6.y);
  endShape(CLOSE);
  beginShape();
  stroke(0);
  fill(255);
  vertex(pA.x, pA.y);
  vertex(pB.x, pB.y);
  vertex(ma6.x, ma6.y);
  vertex(mb6.x, mb6.y);
  endShape(CLOSE);
  popMatrix();
  //
  pushMatrix();
  translate(-5*a/3,3*a/sqrt(3));
  rotate(-PI/3);
  beginShape();
  stroke(0);
  fill(255);
  vertex(pA.x, pA.y);
  vertex(pD.x, pD.y);
  vertex(md6.x, md6.y);
  vertex(mc6.x, mc6.y);
  endShape(CLOSE);
  beginShape();
  stroke(0);
  fill(255);
  vertex(pA.x, pA.y);
  vertex(pB.x, pB.y);
  vertex(ma6.x, ma6.y);
  vertex(mb6.x, mb6.y);
  endShape(CLOSE);
  popMatrix();
  //
  pushMatrix();
  translate(-8*a/3,2*a/sqrt(3));
  rotate(-PI/3);
  beginShape();
  stroke(0);
  fill(255);
  vertex(pA.x, pA.y);
  vertex(pD.x, pD.y);
  vertex(md6.x, md6.y);
  vertex(mc6.x, mc6.y);
  endShape(CLOSE);
  beginShape();
  stroke(0);
  fill(255);
  vertex(pA.x, pA.y);
  vertex(pB.x, pB.y);
  vertex(ma6.x, ma6.y);
  vertex(mb6.x, mb6.y);
  endShape(CLOSE);
  popMatrix();
  //
  pushMatrix();
  translate(-2*a/3,-4*a/sqrt(3));
  rotate(PI/3);
  beginShape();
  stroke(0);
  fill(255);
  vertex(pA.x, pA.y);
  vertex(pD.x, pD.y);
  vertex(md6.x, md6.y);
  vertex(mc6.x, mc6.y);
  endShape(CLOSE);
  beginShape();
  stroke(0);
  fill(255);
  vertex(pA.x, pA.y);
  vertex(pB.x, pB.y);
  vertex(ma6.x, ma6.y);
  vertex(mb6.x, mb6.y);
  endShape(CLOSE);
  popMatrix();
  //
  pushMatrix();
  translate(-5*a/3,-3*a/sqrt(3));
  rotate(PI/3);
  beginShape();
  stroke(0);
  fill(255);
  vertex(pA.x, pA.y);
  vertex(pD.x, pD.y);
  vertex(md6.x, md6.y);
  vertex(mc6.x, mc6.y);
  endShape(CLOSE);
  beginShape();
  stroke(0);
  fill(255);
  vertex(pA.x, pA.y);
  vertex(pB.x, pB.y);
  vertex(ma6.x, ma6.y);
  vertex(mb6.x, mb6.y);
  endShape(CLOSE);
  popMatrix();
  //
  pushMatrix();
  translate(-8*a/3,-2*a/sqrt(3));
  rotate(PI/3);
  beginShape();
  stroke(0);
  fill(255);
  vertex(pA.x, pA.y);
  vertex(pD.x, pD.y);
  vertex(md6.x, md6.y);
  vertex(mc6.x, mc6.y);
  endShape(CLOSE);
  beginShape();
  stroke(0);
  fill(255);
  vertex(pA.x, pA.y);
  vertex(pB.x, pB.y);
  vertex(ma6.x, ma6.y);
  vertex(mb6.x, mb6.y);
  endShape(CLOSE);
  popMatrix();
  }
  
  if(!spin12){ noStroke(); 
  }else{
    pushMatrix();
    beginShape();
  translate(-3*a,-3*a/sqrt(3));
  stroke(0);
  fill(255);
  vertex(pA.x, pA.y);
  vertex(pB.x, pB.y);
  vertex(ma7.x, ma7.y);
  vertex(mb7.x, mb7.y);
  endShape(CLOSE);
  beginShape();
  stroke(0);
  fill(255);
  vertex(pA.x, pA.y);
  vertex(pD.x, pD.y);
  vertex(md7.x, md7.y);
  vertex(mc7.x, mc7.y);
    endShape(CLOSE);
    beginShape();
  translate(0,2*a/sqrt(3));
  stroke(0);
  fill(255);
  vertex(pA.x, pA.y);
  vertex(pB.x, pB.y);
  vertex(ma7.x, ma7.y);
  vertex(mb7.x, mb7.y);
  endShape(CLOSE);
  beginShape();
  stroke(0);
  fill(255);
  vertex(pA.x, pA.y);
  vertex(pD.x, pD.y);
  vertex(md7.x, md7.y);
  vertex(mc7.x, mc7.y);
    endShape(CLOSE);
    beginShape();
  translate(0,2*a/sqrt(3));
  stroke(0);
  fill(255);
  vertex(pA.x, pA.y);
  vertex(pB.x, pB.y);
  vertex(ma7.x, ma7.y);
  vertex(mb7.x, mb7.y);
  endShape(CLOSE);
  beginShape();
  stroke(0);
  fill(255);
  vertex(pA.x, pA.y);
  vertex(pD.x, pD.y);
  vertex(md7.x, md7.y);
  vertex(mc7.x, mc7.y);
    endShape(CLOSE);
    beginShape();
  translate(0,2*a/sqrt(3));
  stroke(0);
  fill(255);
  vertex(pA.x, pA.y);
  vertex(pB.x, pB.y);
  vertex(ma7.x, ma7.y);
  vertex(mb7.x, mb7.y);
  endShape(CLOSE);
  beginShape();
  stroke(0);
  fill(255);
  vertex(pA.x, pA.y);
  vertex(pD.x, pD.y);
  vertex(md7.x, md7.y);
  vertex(mc7.x, mc7.y);
    endShape(CLOSE);
    popMatrix();
  //
    pushMatrix();
    beginShape();
  translate(-2*a,-4*a/sqrt(3));
  stroke(0);
  fill(255);
  vertex(pA.x, pA.y);
  vertex(pB.x, pB.y);
  vertex(ma7.x, ma7.y);
  vertex(mb7.x, mb7.y);
  endShape(CLOSE);
  beginShape();
  translate(a,-a/sqrt(3));
  stroke(0);
  fill(255);
  vertex(pA.x, pA.y);
  vertex(pB.x, pB.y);
  vertex(ma7.x, ma7.y);
  vertex(mb7.x, mb7.y);
    endShape(CLOSE);
    popMatrix();
  //
    pushMatrix();
    translate(-2*a, 4*a/sqrt(3));
  beginShape();
  stroke(0);
  fill(255);
  vertex(pA.x, pA.y);
  vertex(pD.x, pD.y);
  vertex(md7.x, md7.y);
  vertex(mc7.x, mc7.y);
    endShape(CLOSE);
    translate(a, a/sqrt(3));
  beginShape();
  stroke(0);
  fill(255);
  vertex(pA.x, pA.y);
  vertex(pD.x, pD.y);
  vertex(md7.x, md7.y);
  vertex(mc7.x, mc7.y);
    endShape(CLOSE);
      popMatrix();
  }
  
  if(!spin14){ noStroke(); 
  }else{
    pushMatrix();
    translate(-3*a-2*a/3,-3*a/sqrt(3));
    rotate(PI/3);
    beginShape();
  stroke(0);
  fill(255);
  vertex(pA.x, pA.y);
  vertex(pB.x, pB.y);
  vertex(ma8.x, ma8.y);
  vertex(mb8.x, mb8.y);
  endShape(CLOSE);
  beginShape();
  stroke(0);
  fill(255);
  vertex(pA.x, pA.y);
  vertex(pD.x, pD.y);
  vertex(md8.x, md8.y);
  vertex(mc8.x, mc8.y);
    endShape(CLOSE);
    popMatrix();
    
    pushMatrix();
    beginShape();
    translate(-3*a+a/3,-4*a/sqrt(3));
    rotate(PI/3);
  stroke(0);
  fill(255);
  vertex(pA.x, pA.y);
  vertex(pB.x, pB.y);
  vertex(ma8.x, ma8.y);
  vertex(mb8.x, mb8.y);
  endShape(CLOSE);
  beginShape();
  stroke(0);
  fill(255);
  vertex(pA.x, pA.y);
  vertex(pD.x, pD.y);
  vertex(md8.x, md8.y);
  vertex(mc8.x, mc8.y);
    endShape(CLOSE);
    popMatrix();
    
    pushMatrix();
    beginShape();
    translate(-2*a+a/3,-5*a/sqrt(3));
    rotate(PI/3);
  stroke(0);
  fill(255);
  vertex(pA.x, pA.y);
  vertex(pB.x, pB.y);
  vertex(ma8.x, ma8.y);
  vertex(mb8.x, mb8.y);
  endShape(CLOSE);
  beginShape();
  stroke(0);
  fill(255);
  vertex(pA.x, pA.y);
  vertex(pD.x, pD.y);
  vertex(md8.x, md8.y);
  vertex(mc8.x, mc8.y);
    endShape(CLOSE);
    popMatrix();
    
    pushMatrix();
    beginShape();
    translate(-11*a/3,-sqrt(3)*a);
    rotate(-PI/3);
  stroke(0);
  fill(255);
  vertex(pA.x, pA.y);
  vertex(pB.x, pB.y);
  vertex(ma8.x, ma8.y);
  vertex(mb8.x, mb8.y);
  endShape(CLOSE);
    popMatrix();
    
    pushMatrix();
    beginShape();
    translate(-11*a/3,-a/sqrt(3));
    rotate(-PI/3);
  stroke(0);
  fill(255);
  vertex(pA.x, pA.y);
  vertex(pB.x, pB.y);
  vertex(ma8.x, ma8.y);
  vertex(mb8.x, mb8.y);
  endShape(CLOSE);
    popMatrix();
    
    pushMatrix();
    beginShape();
    translate(-11*a/3,a/sqrt(3));
    rotate(-PI/3);
  stroke(0);
  fill(255);
  vertex(pA.x, pA.y);
  vertex(pB.x, pB.y);
  vertex(ma8.x, ma8.y);
  vertex(mb8.x, mb8.y);
  endShape(CLOSE);
    popMatrix();
    
    pushMatrix();
    beginShape();
    translate(-11*a/3,3*a/sqrt(3));
    rotate(-PI/3);
  stroke(0);
  fill(255);
  vertex(pA.x, pA.y);
  vertex(pB.x, pB.y);
  vertex(ma8.x, ma8.y);
  vertex(mb8.x, mb8.y);
  endShape(CLOSE);
  beginShape();
  stroke(0);
  fill(255);
  vertex(pA.x, pA.y);
  vertex(pD.x, pD.y);
  vertex(md8.x, md8.y);
  vertex(mc8.x, mc8.y);
    endShape(CLOSE);
    popMatrix();
    
    pushMatrix();
    beginShape();
    translate(-8*a/3,4*a/sqrt(3));
    rotate(-PI/3);
  stroke(0);
  fill(255);
  vertex(pA.x, pA.y);
  vertex(pB.x, pB.y);
  vertex(ma8.x, ma8.y);
  vertex(mb8.x, mb8.y);
  endShape(CLOSE);
  beginShape();
  stroke(0);
  fill(255);
  vertex(pA.x, pA.y);
  vertex(pD.x, pD.y);
  vertex(md8.x, md8.y);
  vertex(mc8.x, mc8.y);
    endShape(CLOSE);
    popMatrix();
    
    pushMatrix();
    beginShape();
    translate(-5*a/3,5*a/sqrt(3));
    rotate(-PI/3);
  stroke(0);
  fill(255);
  vertex(pA.x, pA.y);
  vertex(pB.x, pB.y);
  vertex(ma8.x, ma8.y);
  vertex(mb8.x, mb8.y);
  endShape(CLOSE);
  beginShape();
  stroke(0);
  fill(255);
  vertex(pA.x, pA.y);
  vertex(pD.x, pD.y);
  vertex(md8.x, md8.y);
  vertex(mc8.x, mc8.y);
    endShape(CLOSE);
    popMatrix();
    
  }
  
  if(!spin16){ noStroke(); 
  }else{
    pushMatrix();
    beginShape();
    translate(-6*a/3,-6*a/sqrt(3));
  stroke(0);
  fill(255);
  vertex(pA.x, pA.y);
  vertex(pB.x, pB.y);
  vertex(ma9.x, ma9.y);
  vertex(mb9.x, mb9.y);
    endShape(CLOSE);
    popMatrix();
    pushMatrix();
    beginShape();
    translate(-9*a/3,-5*a/sqrt(3));
  stroke(0);
  fill(255);
  vertex(pA.x, pA.y);
  vertex(pB.x, pB.y);
  vertex(ma9.x, ma9.y);
  vertex(mb9.x, mb9.y);
    endShape(CLOSE);
    popMatrix();
    pushMatrix();
    beginShape();
    translate(-12*a/3,-4*a/sqrt(3));
  stroke(0);
  fill(255);
  vertex(pA.x, pA.y);
  vertex(pB.x, pB.y);
  vertex(ma9.x, ma9.y);
  vertex(mb9.x, mb9.y);
    endShape(CLOSE);
  beginShape();
  stroke(0);
  fill(255);
  vertex(pA.x, pA.y);
  vertex(pD.x, pD.y);
  vertex(md9.x, md9.y);
  vertex(mc9.x, mc9.y);
    endShape(CLOSE);
    popMatrix();
    pushMatrix();
    beginShape();
    translate(-12*a/3,-2*a/sqrt(3));
  stroke(0);
  fill(255);
  vertex(pA.x, pA.y);
  vertex(pB.x, pB.y);
  vertex(ma9.x, ma9.y);
  vertex(mb9.x, mb9.y);
    endShape(CLOSE);
  beginShape();
  stroke(0);
  fill(255);
  vertex(pA.x, pA.y);
  vertex(pD.x, pD.y);
  vertex(md9.x, md9.y);
  vertex(mc9.x, mc9.y);
    endShape(CLOSE);
    popMatrix();
    pushMatrix();
    beginShape();
    translate(-12*a/3,0);
  stroke(0);
  fill(255);
  vertex(pA.x, pA.y);
  vertex(pB.x, pB.y);
  vertex(ma9.x, ma9.y);
  vertex(mb9.x, mb9.y);
    endShape(CLOSE);
  beginShape();
  stroke(0);
  fill(255);
  vertex(pA.x, pA.y);
  vertex(pD.x, pD.y);
  vertex(md9.x, md9.y);
  vertex(mc9.x, mc9.y);
    endShape(CLOSE);
    popMatrix();
    pushMatrix();
    beginShape();
    translate(-12*a/3,2*a/sqrt(3));
  stroke(0);
  fill(255);
  vertex(pA.x, pA.y);
  vertex(pB.x, pB.y);
  vertex(ma9.x, ma9.y);
  vertex(mb9.x, mb9.y);
    endShape(CLOSE);
  beginShape();
  stroke(0);
  fill(255);
  vertex(pA.x, pA.y);
  vertex(pD.x, pD.y);
  vertex(md9.x, md9.y);
  vertex(mc9.x, mc9.y);
    endShape(CLOSE);
    popMatrix();
    pushMatrix();
    beginShape();
    translate(-12*a/3,4*a/sqrt(3));
  stroke(0);
  fill(255);
  vertex(pA.x, pA.y);
  vertex(pB.x, pB.y);
  vertex(ma9.x, ma9.y);
  vertex(mb9.x, mb9.y);
    endShape(CLOSE);
  beginShape();
  stroke(0);
  fill(255);
  vertex(pA.x, pA.y);
  vertex(pD.x, pD.y);
  vertex(md9.x, md9.y);
  vertex(mc9.x, mc9.y);
    endShape(CLOSE);
    popMatrix();
    pushMatrix();
    translate(-9*a/3,5*a/sqrt(3));
  beginShape();
  stroke(0);
  fill(255);
  vertex(pA.x, pA.y);
  vertex(pD.x, pD.y);
  vertex(md9.x, md9.y);
  vertex(mc9.x, mc9.y);
    endShape(CLOSE);
    popMatrix();
    pushMatrix();
    translate(-6*a/3,6*a/sqrt(3));
  beginShape();
  stroke(0);
  fill(255);
  vertex(pA.x, pA.y);
  vertex(pD.x, pD.y);
  vertex(md9.x, md9.y);
  vertex(mc9.x, mc9.y);
    endShape(CLOSE);
    popMatrix();
  }
  
  if(!spin18){ noStroke(); 
  }else{
    pushMatrix();
    translate(-8*a/3,-6*a/sqrt(3));
    rotate(PI/3);
    beginShape();
  stroke(0);
  fill(255);
  vertex(pA.x, pA.y);
  vertex(pB.x, pB.y);
  vertex(ma10.x, ma10.y);
  vertex(mb10.x, mb10.y);
    endShape(CLOSE);
  beginShape();
  stroke(0);
  fill(255);
  vertex(pA.x, pA.y);
  vertex(pD.x, pD.y);
  vertex(md10.x, md10.y);
  vertex(mc10.x, mc10.y);
    endShape(CLOSE);
    popMatrix();
    pushMatrix();
    translate(-11*a/3,-5*a/sqrt(3));
    rotate(PI/3);
    beginShape();
  stroke(0);
  fill(255);
  vertex(pA.x, pA.y);
  vertex(pB.x, pB.y);
  vertex(ma10.x, ma10.y);
  vertex(mb10.x, mb10.y);
    endShape(CLOSE);
  beginShape();
  stroke(0);
  fill(255);
  vertex(pA.x, pA.y);
  vertex(pD.x, pD.y);
  vertex(md10.x, md10.y);
  vertex(mc10.x, mc10.y);
    endShape(CLOSE);
    popMatrix();
    pushMatrix();
    translate(-14*a/3,-4*a/sqrt(3));
    rotate(PI/3);
    beginShape();
  stroke(0);
  fill(255);
  vertex(pA.x, pA.y);
  vertex(pB.x, pB.y);
  vertex(ma10.x, ma10.y);
  vertex(mb10.x, mb10.y);
    endShape(CLOSE);
  beginShape();
  stroke(0);
  fill(255);
  vertex(pA.x, pA.y);
  vertex(pD.x, pD.y);
  vertex(md10.x, md10.y);
  vertex(mc10.x, mc10.y);
    endShape(CLOSE);
    popMatrix();
    pushMatrix();
    translate(-8*a/3,6*a/sqrt(3));
    rotate(-PI/3);
    beginShape();
  stroke(0);
  fill(255);
  vertex(pA.x, pA.y);
  vertex(pB.x, pB.y);
  vertex(ma10.x, ma10.y);
  vertex(mb10.x, mb10.y);
    endShape(CLOSE);
  beginShape();
  stroke(0);
  fill(255);
  vertex(pA.x, pA.y);
  vertex(pD.x, pD.y);
  vertex(md10.x, md10.y);
  vertex(mc10.x, mc10.y);
    endShape(CLOSE);
    popMatrix();
    pushMatrix();
    translate(-11*a/3,5*a/sqrt(3));
    rotate(-PI/3);
    beginShape();
  stroke(0);
  fill(255);
  vertex(pA.x, pA.y);
  vertex(pB.x, pB.y);
  vertex(ma10.x, ma10.y);
  vertex(mb10.x, mb10.y);
    endShape(CLOSE);
  beginShape();
  stroke(0);
  fill(255);
  vertex(pA.x, pA.y);
  vertex(pD.x, pD.y);
  vertex(md10.x, md10.y);
  vertex(mc10.x, mc10.y);
    endShape(CLOSE);
    popMatrix();
    pushMatrix();
    translate(-14*a/3,4*a/sqrt(3));
    rotate(-PI/3);
    beginShape();
  stroke(0);
  fill(255);
  vertex(pA.x, pA.y);
  vertex(pB.x, pB.y);
  vertex(ma10.x, ma10.y);
  vertex(mb10.x, mb10.y);
    endShape(CLOSE);
  beginShape();
  stroke(0);
  fill(255);
  vertex(pA.x, pA.y);
  vertex(pD.x, pD.y);
  vertex(md10.x, md10.y);
  vertex(mc10.x, mc10.y);
    endShape(CLOSE);
    popMatrix();
    pushMatrix();
    translate(-14*a/3,2*a/sqrt(3));
    rotate(-PI/3);
  beginShape();
  stroke(0);
  fill(255);
  vertex(pA.x, pA.y);
  vertex(pB.x, pB.y);
  vertex(ma10.x, ma10.y);
  vertex(mb10.x, mb10.y);
    endShape(CLOSE);
    popMatrix();
    pushMatrix();
    translate(-14*a/3,0);
    rotate(-PI/3);
  beginShape();
  stroke(0);
  fill(255);
  vertex(pA.x, pA.y);
  vertex(pB.x, pB.y);
  vertex(ma10.x, ma10.y);
  vertex(mb10.x, mb10.y);
    endShape(CLOSE);
    popMatrix();
    pushMatrix();
    translate(-14*a/3,-2*a/sqrt(3));
    rotate(-PI/3);
  beginShape();
  stroke(0);
  fill(255);
  vertex(pA.x, pA.y);
  vertex(pB.x, pB.y);
  vertex(ma10.x, ma10.y);
  vertex(mb10.x, mb10.y);
    endShape(CLOSE);
    popMatrix();
    pushMatrix();
    translate(-14*a/3,-4*a/sqrt(3));
    rotate(-PI/3);
  beginShape();
  stroke(0);
  fill(255);
  vertex(pA.x, pA.y);
  vertex(pB.x, pB.y);
  vertex(ma10.x, ma10.y);
  vertex(mb10.x, mb10.y);
    endShape(CLOSE);
    popMatrix();
  }
 }
}

// ── G_seventhScene.pde
class seventhScene{
  PVector blue1a, pink1a, green1a;
  //cubes who stay
  PVector stay1, stay2, stay3, stay4, stay5, stay6;
  //cubes who are moving 2 blocks
  PVector move2a, move2b, move2c, move2d;
  //cubes who are moving 1 block
  PVector move1a, move1b, move1c, move1d, move1e;
  //transparency
  float trs;
  float specialTrs;
  
  float ah, av;
  
  boolean switch1, switch2, switch3, switch4, switch5;
  
  PVector sq1, sq2, sq3, sq4;
  
  //outer layer1
  PVector pink1;
  //layer2
  PVector blu1,blu2,blu3,blu4,blu5,blu6,blu7,blu8,blu9,blu10,blu11,blu12;
  
  
  seventhScene(){
  a = 70;
  x = width/2;
  y = height/2;
  
  ah = a/3;
  av = a/sqrt(3);
  
  trs = 255;
  specialTrs = 0;
  
  
  
    blue1a = new PVector(-2*ah,0);
    pink1a = new PVector(ah, -av);
    green1a = new PVector(ah, av);
  stay1 = new PVector(-2*ah, 2*av);
  stay2 = new PVector(4*ah, 2*av);
  stay3 = new PVector(4*ah, 0);
  stay4 = new PVector(ah, -3*av);
  stay5 = new PVector(-2*ah, -2*av);
  stay6 = new PVector(-5*ah, av);
    move2a = new PVector(-2*ah, 4*av);
    move2b = new PVector(7*ah, -av);
    move2c = new PVector(-2*ah, -6*av);
    move2d = new PVector(-8*ah, 4*av);
  move1a = new PVector(-5*ah, 3*av);
  move1b = new PVector(7*ah, 3*av);
  move1c = new PVector(7*ah, av);
  move1d = new PVector(-2*ah, -4*av);
  move1e = new PVector(-5*ah, -av);
  
    //top 4 points of a single square
  sq1 = new PVector(-ah, -av);
  sq2 = new PVector(ah, -av);
  sq3 = new PVector(0,0);
  sq4 = new PVector(2*ah, 0);
    pink1 = new PVector(13*ah, -7*av);
    blu1 = new PVector(4*ah, -8*av);
    blu2 = new PVector(7*ah, -7*av);
    blu3 = new PVector(10*ah, -6*av);
    blu4 = new PVector(13*ah, -5*av);
  }
  
  void update(){
    pushMatrix();
    translate(x+2*ah,y);
    //movement();
    cubes();
    specialCube();
    popMatrix();
    //
    microMovingSystem();
  }
  
  void movement(){
    if(blue1a.x>-a){
      blue1a.x -=(ah)/40;
    }
    if(blue1a.y>-av){
      blue1a.y -=(av)/40;
    }
    
    if(pink1a.x<2*ah){
      pink1a.x +=(ah)/40;
    }
    if(pink1a.y>-2*av){
      pink1a.y -=(av)/40;
    }
    
    if(green1a.x<2*ah){
      green1a.x +=(ah)/40;
    }
    if(green1a.y<2*av){
      green1a.y +=(av)/40;
    }
    //0,01 help adjust the merge
    if(move2c.x<0-0.01){
      move2c.x+=(ah)/35;
    }
    if(move2c.y<-4*av-0.01){
      move2c.y+=(av)/35;
    }
    if(move2b.x>3*ah+0.35){
      move2b.x--;
    }
    if(move2a.x<0-0.1){
      move2a.x+=(ah)/40;
    }
    if(move2a.y>2*av+0.1){
      move2a.y-=(av)/40;
    }
    //
    if(move1a.x<-4*ah){
      move1a.x+=ah/35;
    }
    if(move1a.y>2*av){
      move1a.y-=av/35;
    }
    //
    if(move1b.x>6*ah){
      move1b.x-=ah/35;
    }
    if(move1b.y>2*av){
      move1b.y-=av/35;
    }
    //
    if(move1c.x>5*ah){
      move1c.x-=ah/35;
    }
    //
    if(move1d.x<-ah){
      move1d.x+=ah/35;
    }
    if(move1d.y<-3*av){
      move1d.y+=av/35;
    }
    //
    if(move1e.x<-4*ah){
      move1e.x+=ah/35;
    }
    if(move1e.y<0){
      move1e.y+=av/35;
    }
    //
    if(move2d.x<-6*ah){
      move2d.x+=ah/45;
    }
    if(move2d.y>2*av){
      move2d.y-=av/45;
    }
  }
 
  void cubes(){
    
    
    
    //
    singleCube(stay6,trs);
    singleCube(move1e,trs);
    singleCube(blue1a,trs);
    singleCube(stay5,trs);
    singleCube(move1d,trs);
    singleCube(move2c,trs);
    singleCube(stay4,trs);
    singleCube(pink1a,trs);
    singleCube(move2b,trs);
    singleCube(stay3,trs);
    singleCube(move1c,trs);
    singleCube(move1b,trs);
    singleCube(stay2,trs);
    singleCube(green1a,trs);
    singleCube(move2a,trs);
    singleCube(stay1,trs);
    singleCube(move1a,trs);
    singleCube(move2d,trs);
  }
  
  void singleCube(PVector neww, float trs){
      pushMatrix();
      translate(neww.x, neww.y);
    fill(255,trs);
    stroke(0);
    //a
    pushMatrix();
    beginShape();
    vertex(-2*ah,0);
    vertex(-ah,-av);
    vertex(0,0);
    vertex(-ah,av);
    endShape(CLOSE);
    popMatrix();
    //b
    pushMatrix();
    beginShape();
    rotate(TWO_PI/3);
    vertex(-2*ah,0);
    vertex(-ah,-av);
    vertex(0,0);
    vertex(-ah,av);
    endShape(CLOSE);
    popMatrix();
    //c
    pushMatrix();
    beginShape();
    rotate(-TWO_PI/3);
    vertex(-2*ah,0);
    vertex(-ah,-av);
    vertex(0,0);
    vertex(-ah,av);
    endShape(CLOSE);
    popMatrix();
      popMatrix();
  }
  
void Cube(PVector neww, float trs, boolean OnOff){
  if(OnOff){
      pushMatrix();
      translate(neww.x, neww.y);
    fill(255,trs);
    stroke(0);
    //a
    beginShape();
    vertex(-2*ah,0);
    vertex(sq1.x, sq1.y);
    vertex(sq3.x, sq3.y);
    vertex(-ah,av);
    endShape(CLOSE);
    //b
    beginShape();
    vertex(sq1.x, sq1.y);
    vertex(sq3.x, sq3.y);
    vertex(sq4.x, sq4.y);
    vertex(sq2.x, sq2.y);
    endShape(CLOSE);
    //c
    beginShape();
    vertex(-ah, av);
    vertex(sq3.x, sq3.y);
    vertex(sq4.x, sq4.y);
    vertex(ah, av);
    endShape(CLOSE);
      popMatrix();
  }else{
      pushMatrix();
      translate(neww.x, neww.y);
    fill(255,trs);
    stroke(0);
    //a
    beginShape();
    vertex(-2*ah,0);
    vertex(-ah, -av);
    vertex(0,0);
    vertex(-ah,av);
    endShape(CLOSE);
    //b
    beginShape();
    vertex(-ah, -av);
    vertex(0,0);
    vertex(2*ah, 0);
    vertex(ah, -av);
    endShape(CLOSE);
    //c
    beginShape();
    vertex(-ah, av);
    vertex(0,0);
    vertex(2*ah, 0);
    vertex(ah, av);
    endShape(CLOSE);
      popMatrix();
  }
  }
  
  void specialCube(){
    if(specialTrs<255){
      specialTrs+=5;
    }
      pushMatrix();
      translate(-5*ah,av);
    fill(255,specialTrs);
    stroke(0);
    beginShape();
    vertex(-2*ah,0);
    vertex(-ah,-av);
    vertex(0,0);
    vertex(-ah,av);
    endShape(CLOSE);
    beginShape();
    vertex(0,0);
    vertex(-ah,av);
    vertex(ah, av);
    vertex(2*ah, 0);
    endShape(OPEN);
      popMatrix();
  }
  
void microMovingSystem(){
  if(sq1.x>-2*ah){
    sq1.x -=ah/35;
  }
  if(sq1.y<0){
    sq1.y+=av/35;
  }
  //
  if(sq2.x>0){
    sq2.x-=ah/35;
  }
  if(sq2.y<0){
    sq2.y+=av/35;
  }
  //
  if(sq3.x>-ah){
    sq3.x-=ah/35;
  }
  if(sq3.y<av){
    sq3.y+=av/35;
  }
  //
  if(sq4.x>ah){
    sq4.x-=ah/35;
  }
  if(sq4.y<av){
    sq4.y+=av/35;
  }
}
  
}

// ── H_eighthSceneA.pde
class eighthSceneA{
  
//slide1
PVector aaa1;
PVector aaa2;
PVector aaa3;
PVector aaa4;
PVector aaa5;
PVector aaa6;

//slide2
PVector aaa01;
PVector aaa02;
PVector aaa03;
PVector aaa04;
PVector aaa05;
PVector aaa06;

//slide3
PVector aaa001;
PVector aaa002;
PVector aaa003;
PVector aaa004;
PVector aaa005;
PVector aaa006;

//MOVEMENT
float speed;
float b;
PVector top;
PVector leftBottom;
PVector sideLength;
PVector rightBottom;
float bottomLength;




  eighthSceneA(){
  //positions
  x = width/2+2*a/3;
  y = height/2;
  //size
  a = 70;
  me = a/sqrt(3);
  
  //1st slide of boxes
  aaa1 = new PVector(-a*8/3, a/sqrt(3)+me);
  aaa2 = new PVector(-a*8/3+a/3, a/sqrt(3)+me-a/sqrt(3));
  aaa3 = new PVector(-a*8/3+2*a/3, a/sqrt(3)+me-2*a/sqrt(3));
  aaa4 = new PVector(-a*8/3+3*a/3, a/sqrt(3)+me-3*a/sqrt(3));
  aaa5 = new PVector(-a*8/3+4*a/3, a/sqrt(3)+me-4*a/sqrt(3));
  aaa6 = new PVector(-a*8/3+5*a/3, a/sqrt(3)+me-5*a/sqrt(3));
  
  //2nd slide of boxes
  aaa01 = new PVector(-a/3-a/3, -2*a*sqrt(3)+me+a/sqrt(3));
  aaa02 = new PVector(-a/3, -2*a*sqrt(3)+me+2*a/sqrt(3));
  aaa03 = new PVector(-a/3+1*a/3, -2*a*sqrt(3)+me+3*a/sqrt(3));
  aaa04 = new PVector(-a/3+2*a/3, -2*a*sqrt(3)+me+4*a/sqrt(3));
  aaa05 = new PVector(-a/3+3*a/3, -2*a*sqrt(3)+me+5*a/sqrt(3));
  aaa06 = new PVector(-a/3+4*a/3, -2*a*sqrt(3)+me+6*a/sqrt(3));
  
  //3rd slide of boxes
  aaa001 = new PVector(5*a/3-a/3, 0+me+a/sqrt(3));
  aaa002 = new PVector(5*a/3-a/3-2*a/3, 0+me+a/sqrt(3));
  aaa003 = new PVector(5*a/3-a/3-4*a/3, 0+me+a/sqrt(3));
  aaa004 = new PVector(5*a/3-a/3-6*a/3, 0+me+a/sqrt(3));
  aaa005 = new PVector(5*a/3-a/3-8*a/3, 0+me+a/sqrt(3));
  aaa006 = new PVector(5*a/3-a/3-10*a/3, 0+me+a/sqrt(3));
  
  //penrose triangle
  aa = new PVector(-a*8/3, a/sqrt(3)+me);
  dd = new PVector(a*8/3, a/sqrt(3)+me);
  ff = new PVector(-a*7/3, 2*a/sqrt(3)+me);
  ee = new PVector(a*7/3, 2*a/sqrt(3)+me);
  bb = new PVector(-a/3, -2*a*sqrt(3)+me);
  cc = new PVector(a/3, -2*a*sqrt(3)+me);
  a1 = new PVector(-a/3, -(4*a/sqrt(3))+me);
  a2 = new PVector(0, -sqrt(3)*a+me);
  a3 = new PVector(5*a/3, 0+me);
  a4 = new PVector(a, 0+me);
  a5 = new PVector(-4*a/3, a/sqrt(3)+me);
  a6 = new PVector(-a,0+me);
  
  //velocity of the movement
  speed = 1;
  //secondary position
  //distance travelled
  b = a*2/3;
  //position parameters
  leftBottom = new PVector((-a*8/3)-b*sqrt(3), a/sqrt(3)+me+b);
  sideLength = new PVector(b*sqrt(3)+2*a, 3*b+6*a/sqrt(3));
  top = new PVector(leftBottom.x + sideLength.x, leftBottom.y - sideLength.y);
  rightBottom = new PVector(top.x+sideLength.x, top.y+sideLength.y );
  bottomLength = rightBottom.x-leftBottom.x;
  
  
  }
  
  void update(){
    pushMatrix();
    translate(x,y);
    fill(255);
    stroke(0);
    problemCube();
    CubeSlide1();
    CubeSlide2();
    CubeSlide3();
    movementLogic1();
    movementLogic2();
    movementLogic3();
    popMatrix();
  }
  
  //movement
  void movementLogic1(){
    /////////cube1
    if(aaa1.x>leftBottom.x){
    aaa1.x -= speed;
    }
    if(aaa1.y<leftBottom.y){
    aaa1.y += speed;
    }
    /////////cube2
    if(aaa2.x>leftBottom.x+sideLength.x/6){
    aaa2.x -= speed;
    }
    if(aaa2.y<leftBottom.y-sideLength.y/6){
    aaa2.y += speed;
    }
    /////////cube3
    if(aaa3.x>leftBottom.x+sideLength.x*2/6){
    aaa3.x -= speed;
    }
    if(aaa3.y<leftBottom.y-sideLength.y*2/6){
    aaa3.y += speed;
    }
    /////////cube4    
    if(aaa4.x>leftBottom.x+sideLength.x*3/6){
    aaa4.x -= speed;
    }
    if(aaa4.y>leftBottom.y-sideLength.y*3/6){
    aaa4.y -= speed;
    }
    /////////cube5
    if(aaa5.x>leftBottom.x+sideLength.x*4/6){
    aaa5.x -= speed;
    }
    if(aaa5.y>leftBottom.y-sideLength.y*4/6){
    aaa5.y -= speed;
    }
    /////////cube6
    if(aaa6.x>leftBottom.x+sideLength.x*5/6){
    aaa6.x -= speed;
    }
    if(aaa6.y>leftBottom.y-sideLength.y*5/6){
    aaa6.y -= speed;
    }
  }
  
  void movementLogic2(){
    /////////cube1
    if(aaa01.x>top.x){
    aaa01.x -= speed;
    }
    if(aaa01.y>top.y){
    aaa01.y -= speed;
    }
    /////////cube2
    if(aaa02.x<top.x+sideLength.x*1/6){
    aaa02.x += speed;
    }
    if(aaa02.y>top.y+sideLength.y*1/6){
    aaa02.y -= speed;
    }
    /////////cube3
    if(aaa03.x<top.x+sideLength.x*2/6){
    aaa03.x += speed;
    }
    if(aaa03.y>top.y+sideLength.y*2/6){
    aaa03.y -= speed;
    }
    /////////cube4
    if(aaa04.x<top.x+sideLength.x*3/6){
    aaa04.x += speed;
    }
    if(aaa04.y>top.y+sideLength.y*3/6){
    aaa04.y -= speed;
    }
    /////////cube2
    if(aaa05.x<top.x+sideLength.x*4/6){
    aaa05.x += speed;
    }
    if(aaa05.y>top.y+sideLength.y*4/6){
    aaa05.y -= speed;
    }
    /////////cube2
    if(aaa06.x<top.x+sideLength.x*5/6){
    aaa06.x += speed;
    }
    if(aaa06.y<top.y+sideLength.y*5/6){
    aaa06.y += speed;
    }
  }
  
  void movementLogic3(){
    /////////cube1
    if(aaa001.x<rightBottom.x){
    aaa001.x += speed*sqrt(3);
    }
    if(aaa001.y<rightBottom.y){
    aaa001.y += speed;
    }
    /////////cube2
    if(aaa002.x<rightBottom.x-bottomLength*1/6){
    aaa002.x += speed;
    }
    if(aaa002.y<rightBottom.y){
    aaa002.y += speed;
    }
    /////////cube3
    if(aaa003.x<rightBottom.x-bottomLength*2/6){
    aaa003.x += speed;
    }
    if(aaa003.y<rightBottom.y){
    aaa003.y += speed;
    }
    /////////cube4
    if(aaa004.x<rightBottom.x-bottomLength*3/6){
    aaa004.x += speed;
    }
    if(aaa004.y<rightBottom.y){
    aaa004.y += speed;
    }
    /////////cube5
    if(aaa005.x>rightBottom.x-bottomLength*4/6){
    aaa005.x -= speed;
    }
    if(aaa005.y<rightBottom.y){
    aaa005.y += speed;
    }
    /////////cube6
    if(aaa006.x>rightBottom.x-bottomLength*5/6){
    aaa006.x -= speed;
    }
    if(aaa006.y<rightBottom.y){
    aaa006.y += speed;
    }
  }

  ////////////////////////the problem cube (at left bottom)
  void problemCube(){
  ////////////cube6 (from side 3)
  pushMatrix();
  translate(aaa006.x, aaa006.y);
  
  //side1
  beginShape();
  vertex(0,0);
  vertex(a/3, a/sqrt(3));
  vertex(2*a/3,0);
  vertex(a/3,-a/sqrt(3));
  vertex(0,0);
  endShape(CLOSE);
  
  //side2
  beginShape();
  vertex(a/3, a/sqrt(3));
  vertex(a/3+2*a/3, a/sqrt(3));
  vertex(a/3+3*a/3, 0);
  vertex(2*a/3,0);
  endShape(CLOSE);
  
  //side3
  beginShape();
  vertex(2*a/3, 0);
  vertex(4*a/3,0);
  vertex(3*a/3, -a/sqrt(3));
  vertex(a/3, -a/sqrt(3));
  endShape(CLOSE);

  popMatrix();
  }
  
  
  
  ////////////////////////////////first slide
  void CubeSlide1(){  
  
  pushMatrix();
  translate(aaa1.x, aaa1.y);
  
  ///////////cube1
  //side1
  beginShape();
  vertex(0,0);
  vertex(a/3, a/sqrt(3));
  vertex(2*a/3,0);
  vertex(a/3,-a/sqrt(3));
  vertex(0,0);
  endShape(CLOSE);
  
  //side2
  beginShape();
  vertex(a/3, a/sqrt(3));
  vertex(a/3+2*a/3, a/sqrt(3));
  vertex(a/3+3*a/3, 0);
  vertex(2*a/3,0);
  endShape(CLOSE);
  
  //side3
  beginShape();
  vertex(2*a/3, 0);
  vertex(4*a/3,0);
  vertex(3*a/3, -a/sqrt(3));
  vertex(a/3, -a/sqrt(3));
  endShape(CLOSE);
  
  popMatrix();
  
  ////////////cube2
  pushMatrix();
  translate(aaa2.x, aaa2.y);
  
  //side1
  beginShape();
  vertex(0,0);
  vertex(a/3, a/sqrt(3));
  vertex(2*a/3,0);
  vertex(a/3,-a/sqrt(3));
  vertex(0,0);
  endShape(CLOSE);
  
  //side2
  beginShape();
  vertex(a/3, a/sqrt(3));
  vertex(a/3+2*a/3, a/sqrt(3));
  vertex(a/3+3*a/3, 0);
  vertex(2*a/3,0);
  endShape(CLOSE);
  
  //side3
  beginShape();
  vertex(2*a/3, 0);
  vertex(4*a/3,0);
  vertex(3*a/3, -a/sqrt(3));
  vertex(a/3, -a/sqrt(3));
  endShape(CLOSE);

  popMatrix();
  
  ////////////cube3
  pushMatrix();
  translate(aaa3.x, aaa3.y);
  
  //side1
  beginShape();
  vertex(0,0);
  vertex(a/3, a/sqrt(3));
  vertex(2*a/3,0);
  vertex(a/3,-a/sqrt(3));
  vertex(0,0);
  endShape(CLOSE);
  
  //side2
  beginShape();
  vertex(a/3, a/sqrt(3));
  vertex(a/3+2*a/3, a/sqrt(3));
  vertex(a/3+3*a/3, 0);
  vertex(2*a/3,0);
  endShape(CLOSE);
  
  //side3
  beginShape();
  vertex(2*a/3, 0);
  vertex(4*a/3,0);
  vertex(3*a/3, -a/sqrt(3));
  vertex(a/3, -a/sqrt(3));
  endShape(CLOSE);

  popMatrix();
  
  ////////////cube4
  pushMatrix();
  translate(aaa4.x, aaa4.y);
  
  //side1
  beginShape();
  vertex(0,0);
  vertex(a/3, a/sqrt(3));
  vertex(2*a/3,0);
  vertex(a/3,-a/sqrt(3));
  vertex(0,0);
  endShape(CLOSE);
  
  //side2
  beginShape();
  vertex(a/3, a/sqrt(3));
  vertex(a/3+2*a/3, a/sqrt(3));
  vertex(a/3+3*a/3, 0);
  vertex(2*a/3,0);
  endShape(CLOSE);
  
  //side3
  beginShape();
  vertex(2*a/3, 0);
  vertex(4*a/3,0);
  vertex(3*a/3, -a/sqrt(3));
  vertex(a/3, -a/sqrt(3));
  endShape(CLOSE);

  popMatrix();
  
  ////////////cube5
  pushMatrix();
  translate(aaa5.x, aaa5.y);
  
  //side1
  beginShape();
  vertex(0,0);
  vertex(a/3, a/sqrt(3));
  vertex(2*a/3,0);
  vertex(a/3,-a/sqrt(3));
  vertex(0,0);
  endShape(CLOSE);
  
  //side2
  beginShape();
  vertex(a/3, a/sqrt(3));
  vertex(a/3+2*a/3, a/sqrt(3));
  vertex(a/3+3*a/3, 0);
  vertex(2*a/3,0);
  endShape(CLOSE);
  
  //side3
  beginShape();
  vertex(2*a/3, 0);
  vertex(4*a/3,0);
  vertex(3*a/3, -a/sqrt(3));
  vertex(a/3, -a/sqrt(3));
  endShape(CLOSE);

  popMatrix();
  
  ////////////cube6
  pushMatrix();
  translate(aaa6.x, aaa6.y);
  
  //side1
  beginShape();
  vertex(0,0);
  vertex(a/3, a/sqrt(3));
  vertex(2*a/3,0);
  vertex(a/3,-a/sqrt(3));
  vertex(0,0);
  endShape(CLOSE);
  
  //side2
  beginShape();
  vertex(a/3, a/sqrt(3));
  vertex(a/3+2*a/3, a/sqrt(3));
  vertex(a/3+3*a/3, 0);
  vertex(2*a/3,0);
  endShape(CLOSE);
  
  //side3
  beginShape();
  vertex(2*a/3, 0);
  vertex(4*a/3,0);
  vertex(3*a/3, -a/sqrt(3));
  vertex(a/3, -a/sqrt(3));
  endShape(CLOSE);

  popMatrix();
  
  }
  
  ////////////////////////////////second slide
  void CubeSlide2(){  
  
  pushMatrix();
  translate(aaa01.x, aaa01.y);
  
  ///////////cube1
  //side1
  beginShape();
  vertex(0,0);
  vertex(a/3, a/sqrt(3));
  vertex(2*a/3,0);
  vertex(a/3,-a/sqrt(3));
  vertex(0,0);
  endShape(CLOSE);
  
  //side2
  beginShape();
  vertex(a/3, a/sqrt(3));
  vertex(a/3+2*a/3, a/sqrt(3));
  vertex(a/3+3*a/3, 0);
  vertex(2*a/3,0);
  endShape(CLOSE);
  
  //side3
  beginShape();
  vertex(2*a/3, 0);
  vertex(4*a/3,0);
  vertex(3*a/3, -a/sqrt(3));
  vertex(a/3, -a/sqrt(3));
  endShape(CLOSE);
  
  popMatrix();
  
  ////////////cube2
  pushMatrix();
  translate(aaa02.x, aaa02.y);
  
  //side1
  beginShape();
  vertex(0,0);
  vertex(a/3, a/sqrt(3));
  vertex(2*a/3,0);
  vertex(a/3,-a/sqrt(3));
  vertex(0,0);
  endShape(CLOSE);
  
  //side2
  beginShape();
  vertex(a/3, a/sqrt(3));
  vertex(a/3+2*a/3, a/sqrt(3));
  vertex(a/3+3*a/3, 0);
  vertex(2*a/3,0);
  endShape(CLOSE);
  
  //side3
  beginShape();
  vertex(2*a/3, 0);
  vertex(4*a/3,0);
  vertex(3*a/3, -a/sqrt(3));
  vertex(a/3, -a/sqrt(3));
  endShape(CLOSE);

  popMatrix();
  
  ////////////cube3
  pushMatrix();
  translate(aaa03.x, aaa03.y);
  
  //side1
  beginShape();
  vertex(0,0);
  vertex(a/3, a/sqrt(3));
  vertex(2*a/3,0);
  vertex(a/3,-a/sqrt(3));
  vertex(0,0);
  endShape(CLOSE);
  
  //side2
  beginShape();
  vertex(a/3, a/sqrt(3));
  vertex(a/3+2*a/3, a/sqrt(3));
  vertex(a/3+3*a/3, 0);
  vertex(2*a/3,0);
  endShape(CLOSE);
  
  //side3
  beginShape();
  vertex(2*a/3, 0);
  vertex(4*a/3,0);
  vertex(3*a/3, -a/sqrt(3));
  vertex(a/3, -a/sqrt(3));
  endShape(CLOSE);

  popMatrix();
  
  ////////////cube4
  pushMatrix();
  translate(aaa04.x, aaa04.y);
  
  //side1
  beginShape();
  vertex(0,0);
  vertex(a/3, a/sqrt(3));
  vertex(2*a/3,0);
  vertex(a/3,-a/sqrt(3));
  vertex(0,0);
  endShape(CLOSE);
  
  //side2
  beginShape();
  vertex(a/3, a/sqrt(3));
  vertex(a/3+2*a/3, a/sqrt(3));
  vertex(a/3+3*a/3, 0);
  vertex(2*a/3,0);
  endShape(CLOSE);
  
  //side3
  beginShape();
  vertex(2*a/3, 0);
  vertex(4*a/3,0);
  vertex(3*a/3, -a/sqrt(3));
  vertex(a/3, -a/sqrt(3));
  endShape(CLOSE);

  popMatrix();
  
  ////////////cube5
  pushMatrix();
  translate(aaa05.x, aaa05.y);
  
  //side1
  beginShape();
  vertex(0,0);
  vertex(a/3, a/sqrt(3));
  vertex(2*a/3,0);
  vertex(a/3,-a/sqrt(3));
  vertex(0,0);
  endShape(CLOSE);
  
  //side2
  beginShape();
  vertex(a/3, a/sqrt(3));
  vertex(a/3+2*a/3, a/sqrt(3));
  vertex(a/3+3*a/3, 0);
  vertex(2*a/3,0);
  endShape(CLOSE);
  
  //side3
  beginShape();
  vertex(2*a/3, 0);
  vertex(4*a/3,0);
  vertex(3*a/3, -a/sqrt(3));
  vertex(a/3, -a/sqrt(3));
  endShape(CLOSE);

  popMatrix();
  
  ////////////cube6
  pushMatrix();
  translate(aaa06.x, aaa06.y);
  
  //side1
  beginShape();
  vertex(0,0);
  vertex(a/3, a/sqrt(3));
  vertex(2*a/3,0);
  vertex(a/3,-a/sqrt(3));
  vertex(0,0);
  endShape(CLOSE);
  
  //side2
  beginShape();
  vertex(a/3, a/sqrt(3));
  vertex(a/3+2*a/3, a/sqrt(3));
  vertex(a/3+3*a/3, 0);
  vertex(2*a/3,0);
  endShape(CLOSE);
  
  //side3
  beginShape();
  vertex(2*a/3, 0);
  vertex(4*a/3,0);
  vertex(3*a/3, -a/sqrt(3));
  vertex(a/3, -a/sqrt(3));
  endShape(CLOSE);

  popMatrix();
  
  }
  
  ////////////////////////////////third slide
  void CubeSlide3(){  
  
  pushMatrix();
  translate(aaa001.x, aaa001.y);
  
  ///////////cube1
  //side1
  beginShape();
  vertex(0,0);
  vertex(a/3, a/sqrt(3));
  vertex(2*a/3,0);
  vertex(a/3,-a/sqrt(3));
  vertex(0,0);
  endShape(CLOSE);
  
  //side2
  beginShape();
  vertex(a/3, a/sqrt(3));
  vertex(a/3+2*a/3, a/sqrt(3));
  vertex(a/3+3*a/3, 0);
  vertex(2*a/3,0);
  endShape(CLOSE);
  
  //side3
  beginShape();
  vertex(2*a/3, 0);
  vertex(4*a/3,0);
  vertex(3*a/3, -a/sqrt(3));
  vertex(a/3, -a/sqrt(3));
  endShape(CLOSE);
  
  popMatrix();
  
  ////////////cube2
  pushMatrix();
  translate(aaa002.x, aaa002.y);
  
  //side1
  beginShape();
  vertex(0,0);
  vertex(a/3, a/sqrt(3));
  vertex(2*a/3,0);
  vertex(a/3,-a/sqrt(3));
  vertex(0,0);
  endShape(CLOSE);
  
  //side2
  beginShape();
  vertex(a/3, a/sqrt(3));
  vertex(a/3+2*a/3, a/sqrt(3));
  vertex(a/3+3*a/3, 0);
  vertex(2*a/3,0);
  endShape(CLOSE);
  
  //side3
  beginShape();
  vertex(2*a/3, 0);
  vertex(4*a/3,0);
  vertex(3*a/3, -a/sqrt(3));
  vertex(a/3, -a/sqrt(3));
  endShape(CLOSE);

  popMatrix();
  
  ////////////cube3
  pushMatrix();
  translate(aaa003.x, aaa003.y);
  
  //side1
  beginShape();
  vertex(0,0);
  vertex(a/3, a/sqrt(3));
  vertex(2*a/3,0);
  vertex(a/3,-a/sqrt(3));
  vertex(0,0);
  endShape(CLOSE);
  
  //side2
  beginShape();
  vertex(a/3, a/sqrt(3));
  vertex(a/3+2*a/3, a/sqrt(3));
  vertex(a/3+3*a/3, 0);
  vertex(2*a/3,0);
  endShape(CLOSE);
  
  //side3
  beginShape();
  vertex(2*a/3, 0);
  vertex(4*a/3,0);
  vertex(3*a/3, -a/sqrt(3));
  vertex(a/3, -a/sqrt(3));
  endShape(CLOSE);

  popMatrix();
  
  ////////////cube4
  pushMatrix();
  translate(aaa004.x, aaa004.y);
  
  //side1
  beginShape();
  vertex(0,0);
  vertex(a/3, a/sqrt(3));
  vertex(2*a/3,0);
  vertex(a/3,-a/sqrt(3));
  vertex(0,0);
  endShape(CLOSE);
  
  //side2
  beginShape();
  vertex(a/3, a/sqrt(3));
  vertex(a/3+2*a/3, a/sqrt(3));
  vertex(a/3+3*a/3, 0);
  vertex(2*a/3,0);
  endShape(CLOSE);
  
  //side3
  beginShape();
  vertex(2*a/3, 0);
  vertex(4*a/3,0);
  vertex(3*a/3, -a/sqrt(3));
  vertex(a/3, -a/sqrt(3));
  endShape(CLOSE);

  popMatrix();
  
  ////////////cube5
  pushMatrix();
  translate(aaa005.x, aaa005.y);
  
  //side1
  beginShape();
  vertex(0,0);
  vertex(a/3, a/sqrt(3));
  vertex(2*a/3,0);
  vertex(a/3,-a/sqrt(3));
  vertex(0,0);
  endShape(CLOSE);
  
  //side2
  beginShape();
  vertex(a/3, a/sqrt(3));
  vertex(a/3+2*a/3, a/sqrt(3));
  vertex(a/3+3*a/3, 0);
  vertex(2*a/3,0);
  endShape(CLOSE);
  
  //side3
  beginShape();
  vertex(2*a/3, 0);
  vertex(4*a/3,0);
  vertex(3*a/3, -a/sqrt(3));
  vertex(a/3, -a/sqrt(3));
  endShape(CLOSE);

  popMatrix();
  
  ////////////cube6*----------->the Most Important!!!
  pushMatrix();
  translate(aaa006.x, aaa006.y);
  
  //side2
  beginShape();
  vertex(2*a/3, 0);
  vertex(4*a/3, 0);
  vertex(3*a/3,-a/sqrt(3));
  endShape();
  
  //side3
  beginShape();
  vertex(2*a/3, 0);
  vertex(4*a/3,0);
  vertex(3*a/3, a/sqrt(3));
  vertex(1*a/3, a/sqrt(3));
  endShape(CLOSE);

  popMatrix();
  
  }
}

// ── H_eighthSceneB.pde


class eighthSceneB{
  float var1 = a*2/3;
  PVector var2 = new PVector(a/3,a/sqrt(3));
  eighthSceneB(){
  //positions
  x = width/2+2*a/3;
  y = height/2;
  //size
  a = 70;
  me = a/sqrt(3);
  
  //penrose triangle
  aa = new PVector(-a*8/3, a/sqrt(3)+me);
  dd = new PVector(a*8/3, a/sqrt(3)+me);
  ff = new PVector(-a*7/3, 2*a/sqrt(3)+me);
  ee = new PVector(a*7/3, 2*a/sqrt(3)+me);
  bb = new PVector(-a/3, -2*a*sqrt(3)+me);
  cc = new PVector(a/3, -2*a*sqrt(3)+me);
  a1 = new PVector(-a/3, -(4*a/sqrt(3))+me);
  a2 = new PVector(0, -sqrt(3)*a+me);
  a3 = new PVector(5*a/3, 0+me);
  a4 = new PVector(a, 0+me);
  a5 = new PVector(-4*a/3, a/sqrt(3)+me);
  a6 = new PVector(-a,0+me);
  }
  void update(){
    
  //primary shape
  fill(255);
  primaryShape1();
  primaryShape2();
  primaryShape3();
  }
  
  void cutLine(){
    if (var1 > 0){
      var1 -=0.03*a*2/3;
    }
    if (var2.x > 0){
      var2.x-=0.03*a/3;
    }
    if (var2.y > 0){
      var2.y-=0.03*a/sqrt(3);
    }
  //on part 2
  pushMatrix();
  translate(x+2*a/3,y);
  beginShape();
  line(bb.x + a/3, bb.y + a*sqrt(3)/3,bb.x + a/3 + var1, bb.y +a*sqrt(3)/3);
  line(bb.x + 2*a/3, bb.y + 2*a*sqrt(3)/3,bb.x + 2*a/3 + var1, bb.y +2*a*sqrt(3)/3);
  line(bb.x + 3*a/3, bb.y + 3*a*sqrt(3)/3,bb.x + 3*a/3 + var1, bb.y +3*a*sqrt(3)/3);
  line(bb.x + 4*a/3, bb.y + 4*a*sqrt(3)/3,bb.x + 4*a/3 + var1, bb.y +4*a*sqrt(3)/3);
  line(bb.x + 5*a/3, bb.y + 5*a*sqrt(3)/3,bb.x + 5*a/3 + var1, bb.y +5*a*sqrt(3)/3);
  line(bb.x + 6*a/3, bb.y + 6*a*sqrt(3)/3,bb.x + 6*a/3 + var1, bb.y +6*a*sqrt(3)/3);
  endShape();
  popMatrix();
  
  pushMatrix();
  translate(x+2*a/3,y);
  beginShape();
  line(a3.x, a3.y,a3.x+var2.x,a3.y+var2.y);
  line(a3.x-2*a/3, a3.y,a3.x+var2.x-2*a/3,a3.y+var2.y);
  line(a3.x-4*a/3, a3.y,a3.x+var2.x-4*a/3,a3.y+var2.y);
  line(a3.x-6*a/3, a3.y,a3.x+var2.x-6*a/3,a3.y+var2.y);
  line(a3.x-8*a/3, a3.y,a3.x+var2.x-8*a/3,a3.y+var2.y);
  endShape();
  popMatrix();
  
  //on part 3
  pushMatrix();
  translate(x+2*a/3,y);
  beginShape();
  line(dd.x-2*a/3, dd.y, dd.x-2*a/3-var2.x, dd.y+var2.y);
  line(dd.x-4*a/3, dd.y, dd.x-4*a/3-var2.x, dd.y+var2.y);
  line(dd.x-6*a/3, dd.y, dd.x-6*a/3-var2.x, dd.y+var2.y);
  line(dd.x-8*a/3, dd.y, dd.x-8*a/3-var2.x, dd.y+var2.y);
  line(dd.x-10*a/3, dd.y, dd.x-10*a/3-var2.x, dd.y+var2.y);
  line(dd.x-12*a/3, dd.y, dd.x-12*a/3-var2.x, dd.y+var2.y);
  endShape();
  popMatrix();
  
  pushMatrix();
  translate(x+2*a/3,y);
  beginShape();
  line(a2.x, a2.y, a2.x - var1, a2.y);
  line(a2.x-a/3, a2.y+a/sqrt(3), a2.x - var1-a/3, a2.y+a/sqrt(3));
  line(a2.x-2*a/3, a2.y+2*a/sqrt(3), a2.x - var1-2*a/3, a2.y+2*a/sqrt(3));
  line(a2.x-3*a/3, a2.y+3*a/sqrt(3), a2.x - var1-3*a/3, a2.y+3*a/sqrt(3));
  line(a2.x-4*a/3, a2.y+4*a/sqrt(3), a2.x - var1-4*a/3, a2.y+4*a/sqrt(3));
  line(a2.x-5*a/3, a2.y+5*a/sqrt(3), a2.x - var1-5*a/3, a2.y+5*a/sqrt(3));
  endShape();
  popMatrix();
  
  //on part 1
  pushMatrix();
  translate(x+2*a/3,y);
  beginShape();
  line(a1.x, a1.y, a1.x-var2.x, a1.y-var2.y);
  line(a1.x-a/3, a1.y+a/sqrt(3), a1.x-var2.x-a/3, a1.y-var2.y+a/sqrt(3));
  line(a1.x-2*a/3, a1.y+2*a/sqrt(3), a1.x-var2.x-2*a/3, a1.y-var2.y+2*a/sqrt(3));
  line(a1.x-3*a/3, a1.y+3*a/sqrt(3), a1.x-var2.x-3*a/3, a1.y-var2.y+3*a/sqrt(3));
  line(a1.x-4*a/3, a1.y+4*a/sqrt(3), a1.x-var2.x-4*a/3, a1.y-var2.y+4*a/sqrt(3));
  line(a1.x-5*a/3, a1.y+5*a/sqrt(3), a1.x-var2.x-5*a/3, a1.y-var2.y+5*a/sqrt(3));
  endShape();
  popMatrix();
  
  pushMatrix();
  translate(x+2*a/3,y);
  beginShape();
  line(a1.x, a1.y, a1.x+var2.x, a1.y-var2.y);
  line(a1.x+a/3, a1.y+a/sqrt(3), a1.x+var2.x+a/3, a1.y-var2.y+a/sqrt(3));
  line(a1.x+2*a/3, a1.y+2*a/sqrt(3), a1.x+var2.x+2*a/3, a1.y-var2.y+2*a/sqrt(3));
  line(a1.x+3*a/3, a1.y+3*a/sqrt(3), a1.x+var2.x+3*a/3, a1.y-var2.y+3*a/sqrt(3));
  line(a1.x+4*a/3, a1.y+4*a/sqrt(3), a1.x+var2.x+4*a/3, a1.y-var2.y+4*a/sqrt(3));
  endShape();
  popMatrix();
  }
  
}
//blue one
void primaryShape1(){
  noFill();
  stroke(0);
  //part1
  //fill(#0017FF);
  pushMatrix();
  translate(x+2*a/3,y);
  beginShape();
  vertex(aa.x, aa.y);
  vertex(bb.x, bb.y);
  vertex(a3.x, a3.y);
  vertex(a4.x, a4.y);
  vertex(a1.x, a1.y);
  vertex(ff.x, ff.y);
  vertex(aa.x, aa.y);
  endShape();
  popMatrix();
}

//red one
void primaryShape2(){
  //part2
  //fill(#FF0000);
  noFill();
  pushMatrix();
  translate(x+2*a/3,y);
  beginShape();
  vertex(cc.x, cc.y);
  vertex(dd.x, dd.y);
  vertex(a5.x, a5.y);
  vertex(a6.x, a6.y);
  vertex(a3.x, a3.y);
  vertex(bb.x, bb.y);
  vertex(cc.x, cc.y);
  endShape();
  popMatrix();
}

//yellow one
void primaryShape3(){
  //part3
  //fill(#FFF700);
  noFill();
  pushMatrix();
  translate(x+2*a/3,y);
  beginShape();
  vertex(ee.x, ee.y);
  vertex(ff.x, ff.y);
  vertex(a1.x, a1.y);
  vertex(a2.x, a2.y);
  vertex(a5.x, a5.y);
  vertex(dd.x, dd.y);
  vertex(ee.x, ee.y);
  endShape();
  popMatrix();
}

// ── I_ninthScene.pde
class ninthScene{
//line movement
float angle1;
float angle2;
float Angle1;
float Angle2;
//scene shifts
boolean scene1;
//line movement
float vel1;
float vel2;
float vel3;
float vel4;
float vel5;

boolean angleControl;

  ninthScene(){
  //positions
  x = width/2-2*a/3;
  y = height/2;
  //size
  a = 70;
  me = a/sqrt(3);
  
  vel1 = a*7/3;
  vel2 = a*2;
  vel3 = a*4/3;
  vel4 = a*2/3;
  vel5 = a/3;
  
  
  //penrose triangle
  aa = new PVector(-a*8/3, a/sqrt(3)+me);
  dd = new PVector(a*8/3, a/sqrt(3)+me);
  ff = new PVector(-a*7/3, 2*a/sqrt(3)+me);
  ee = new PVector(a*7/3, 2*a/sqrt(3)+me);
  bb = new PVector(-a/3, -2*a*sqrt(3)+me);
  cc = new PVector(a/3, -2*a*sqrt(3)+me);
  a1 = new PVector(-a/3, -(4*a/sqrt(3))+me);
  a2 = new PVector(0, -sqrt(3)*a+me);
  a3 = new PVector(5*a/3, 0+me);
  a4 = new PVector(a, 0+me);
  a5 = new PVector(-4*a/3, a/sqrt(3)+me);
  a6 = new PVector(-a,0+me);
  
  //line movement2
  angle1 = 100;
  angle2 = 200;
  }
  
  void update(){
    if(angle2>0){
      fill(255);
      movementControl2();
    }
    if(angleControl){
     linemovement1();
    }
 }

void baseShape(){
  //
  pushMatrix();
  translate(x+2*a/3,y);
  beginShape();
  vertex(aa.x, aa.y);
  vertex(bb.x, bb.y);
  vertex(a3.x, a3.y);
  vertex(a4.x, a4.y);
  vertex(a1.x, a1.y);
  vertex(ff.x, ff.y);
  vertex(aa.x, aa.y);
  endShape();
  popMatrix();
  
  //
  pushMatrix();
  translate(x+2*a/3,y);
  beginShape();
  vertex(cc.x, cc.y);
  vertex(dd.x, dd.y);
  vertex(a5.x, a5.y);
  vertex(a6.x, a6.y);
  vertex(a3.x, a3.y);
  vertex(bb.x, bb.y);
  vertex(cc.x, cc.y);
  endShape();
  popMatrix();
  
  //
  pushMatrix();
  translate(x+2*a/3,y);
  beginShape();
  vertex(ee.x, ee.y);
  vertex(ff.x, ff.y);
  vertex(a1.x, a1.y);
  vertex(a2.x, a2.y);
  vertex(a5.x, a5.y);
  vertex(dd.x, dd.y);
  vertex(ee.x, ee.y);
  endShape();
  popMatrix();
}

void movementControl2(){
if(angle1>0){
  angle1--;
}
if(angle2>0){
  angle2--;
}
  Angle1 = map(angle1, 0, 300, 0, TWO_PI);
  Angle2 = map(angle2, 0, 300, 0, TWO_PI);
  
  if(angle2<1){
    angleControl = true;
  }
  
  println(Angle1, Angle2);
  linemovement2();
}

void linemovement1(){
  stroke(0);
  
  //line1(aa to bb) length: a*7/3
  if(vel1>0){ vel1--; }
  else{}
  pushMatrix();
  translate(x+2*a/3,y);
  translate(aa.x, aa.y);
  beginShape();
  line(0,0, vel1, -vel1*sqrt(3));
  endShape();
  popMatrix();
  
  //line2(bb to a3);line3(ff to a4) length: a*5/3
  if(vel2>0){ vel2--; }
  else{}
  pushMatrix();
  translate(x+2*a/3,y);
  translate(bb.x, bb.y);
  beginShape();
  line(0,0, vel2, vel2*sqrt(3));
  line((a1.x-bb.x),(a1.y-bb.y),(a1.x-bb.x)-vel2,(a1.y-bb.y)+vel2*sqrt(3));
  endShape();
  popMatrix();
  
  //line4(a4 to a1) length: a*4/3
  if(vel3>0){ vel3--; }
  else{}
  pushMatrix();
  translate(x+2*a/3,y);
  translate(a4.x, a4.y);
  beginShape();
  line(0,0, -vel3, -vel3*sqrt(3));
  endShape();
  popMatrix();
  
  //line5(a3 to a4) length: a*2/3;
  if(vel4>0){ vel4--; }
  else{}
  pushMatrix();
  translate(x+2*a/3,y);
  beginShape();
  line(a3.x,a3.y, a3.x-vel4,a3.y);
  endShape();
  popMatrix();
  
  //line6(ff to aa) length:
  if(vel5>0){ vel5--;}
  else{}
  pushMatrix();
  translate(x+2*a/3,y);
  beginShape();
  line(ff.x,ff.y, (ff.x-vel5),(ff.y-vel5*sqrt(3)));
  endShape();
  popMatrix();
}

void linemovement2(){
  //part1
  stroke(0);
  pushMatrix();
  translate(x+2*a/3,y);
  beginShape();
  vertex(aa.x, aa.y);
  vertex(bb.x, bb.y);
  vertex(a3.x, a3.y);
  vertex(a4.x, a4.y);
  vertex(a1.x, a1.y);
  vertex(ff.x, ff.y);
  vertex(aa.x, aa.y);
  endShape();
  popMatrix();
  
  //part2
  stroke(0);
  pushMatrix();
  translate(x+2*a/3,y);
  rotate(Angle1);
  beginShape();
  vertex(aa.x, aa.y);
  vertex(bb.x, bb.y);
  vertex(a3.x, a3.y);
  vertex(a4.x, a4.y);
  vertex(a1.x, a1.y);
  vertex(ff.x, ff.y);
  vertex(aa.x, aa.y);
  endShape();
  popMatrix();
  
  //part3
  stroke(0);
  pushMatrix();
  translate(x+2*a/3,y);
  rotate(Angle2);
  beginShape();
  vertex(aa.x, aa.y);
  vertex(bb.x, bb.y);
  vertex(a3.x, a3.y);
  vertex(a4.x, a4.y);
  vertex(a1.x, a1.y);
  vertex(ff.x, ff.y);
  vertex(aa.x, aa.y);
  endShape();
  popMatrix();
}


}

// ── matrix.pde
float s = sqrt(3);

class matrix{
  matrix(){
  //positions
  x = width/2-2*a/3;
  y = height/2;
  //size
  a = 70;
  me = a/sqrt(3);
  }
  
  void update(){
  stroke(#FA5858);
  //horizontal
  line(0,y,2*x,y);
  line(0,y+1*a*s/3,2*x,y+1*a*s/3);
  line(0,y+2*a*s/3,2*x,y+2*a*s/3);
  line(0,y+3*a*s/3,2*x,y+3*a*s/3);
  line(0,y+4*a*s/3,2*x,y+4*a*s/3);
  line(0,y+5*a*s/3,2*x,y+5*a*s/3);
  line(0,y+6*a*s/3,2*x,y+6*a*s/3);
  line(0,y-1*a*s/3,2*x,y-1*a*s/3);
  line(0,y-2*a*s/3,2*x,y-2*a*s/3);
  line(0,y-3*a*s/3,2*x,y-3*a*s/3);
  line(0,y-4*a*s/3,2*x,y-4*a*s/3);
  line(0,y-5*a*s/3,2*x,y-5*a*s/3);
  line(0,y-6*a*s/3,2*x,y-6*a*s/3);
  //vertical
  line(x,0,x,2*y);
  }
}

// ── matrixx.pde

class matrixx{
  PVector pA;
  PVector pB;
  PVector pC;
  PVector pD;
  PVector pE;
  PVector pF;
  PVector pG;
  float A,B,C,D;
  
  matrixx(){
    a = 70;
  x = width/2;
  y = height/2;
  pA = new PVector(-2*a/3, 0);
  pB = new PVector(-a/3, -a/sqrt(3));
  pC = new PVector(0,0);
  pD = new PVector(-a/3, a/sqrt(3));
  pE = new PVector(a/3, -a/sqrt(3));
  pF = new PVector(2*a/3, 0);
  pG = new PVector(a/3, a/sqrt(3));
  }
  
  void update(float strokeColor){
    pushMatrix();
    translate(2*a/3,0);
    updating(strokeColor);
    popMatrix();
  }
  
  void updating(float strokeColor){
  translate(x-2*a/3,y);
    for(int i=0; i<width/a; i++){
      for (int j=0; j<height/a; j++){
  A = i*a/sqrt(3);
  B = i*a;
  C = 2*j*a/sqrt(3);
  D = 2*j*a;
  
  noFill();
  stroke(0,strokeColor);
  beginShape();
  vertex(pB.x+B+D, pB.y+A);
  vertex(pA.x+B+D, pA.y+A);
  vertex(pD.x+B+D, pD.y+A);
  vertex(pC.x+B+D, pC.y+A);
  vertex(pB.x+B+D, pB.y+A);
  vertex(pB.x+B+D, pB.y+A);
  vertex(pE.x+B+D, pE.y+A);
  vertex(pF.x+B+D, pF.y+A);
  vertex(pC.x+B+D, pC.y+A);
  vertex(pD.x+B+D, pD.y+A);
  vertex(pG.x+B+D, pG.y+A);
  vertex(pF.x+B+D, pF.y+A);
  endShape();
  
  beginShape();
  vertex(pB.x+B+D, pB.y-A);
  vertex(pA.x+B+D, pA.y-A);
  vertex(pD.x+B+D, pD.y-A);
  vertex(pC.x+B+D, pC.y-A);
  vertex(pB.x+B+D, pB.y-A);
  vertex(pB.x+B+D, pB.y-A);
  vertex(pE.x+B+D, pE.y-A);
  vertex(pF.x+B+D, pF.y-A);
  vertex(pC.x+B+D, pC.y-A);
  vertex(pD.x+B+D, pD.y-A);
  vertex(pG.x+B+D, pG.y-A);
  vertex(pF.x+B+D, pF.y-A);
  endShape();
  
  
  beginShape();
  vertex(pB.x-B-D, pB.y+A);
  vertex(pA.x-B-D, pA.y+A);
  vertex(pD.x-B-D, pD.y+A);
  vertex(pC.x-B-D, pC.y+A);
  vertex(pB.x-B-D, pB.y+A);
  vertex(pB.x-B-D, pB.y+A);
  vertex(pE.x-B-D, pE.y+A);
  vertex(pF.x-B-D, pF.y+A);
  vertex(pC.x-B-D, pC.y+A);
  vertex(pD.x-B-D, pD.y+A);
  vertex(pG.x-B-D, pG.y+A);
  vertex(pF.x-B-D, pF.y+A);
  endShape();
  
  beginShape();
  vertex(pB.x-B-D, pB.y-A);
  vertex(pA.x-B-D, pA.y-A);
  vertex(pD.x-B-D, pD.y-A);
  vertex(pC.x-B-D, pC.y-A);
  vertex(pB.x-B-D, pB.y-A);
  vertex(pB.x-B-D, pB.y-A);
  vertex(pE.x-B-D, pE.y-A);
  vertex(pF.x-B-D, pF.y-A);
  vertex(pC.x-B-D, pC.y-A);
  vertex(pD.x-B-D, pD.y-A);
  vertex(pG.x-B-D, pG.y-A);
  vertex(pF.x-B-D, pF.y-A);
  endShape();
  
  beginShape();
  vertex(pB.x+B, pB.y+A+C);
  vertex(pA.x+B, pA.y+A+C);
  vertex(pD.x+B, pD.y+A+C);
  vertex(pC.x+B, pC.y+A+C);
  vertex(pB.x+B, pB.y+A+C);
  vertex(pB.x+B, pB.y+A+C);
  vertex(pE.x+B, pE.y+A+C);
  vertex(pF.x+B, pF.y+A+C);
  vertex(pC.x+B, pC.y+A+C);
  vertex(pD.x+B, pD.y+A+C);
  vertex(pG.x+B, pG.y+A+C);
  vertex(pF.x+B, pF.y+A+C);
  endShape();
  
  beginShape();
  vertex(pB.x-B, pB.y+A+C);
  vertex(pA.x-B, pA.y+A+C);
  vertex(pD.x-B, pD.y+A+C);
  vertex(pC.x-B, pC.y+A+C);
  vertex(pB.x-B, pB.y+A+C);
  vertex(pB.x-B, pB.y+A+C);
  vertex(pE.x-B, pE.y+A+C);
  vertex(pF.x-B, pF.y+A+C);
  vertex(pC.x-B, pC.y+A+C);
  vertex(pD.x-B, pD.y+A+C);
  vertex(pG.x-B, pG.y+A+C);
  vertex(pF.x-B, pF.y+A+C);
  endShape();
  
  beginShape();
  vertex(pB.x+B, pB.y-A-C);
  vertex(pA.x+B, pA.y-A-C);
  vertex(pD.x+B, pD.y-A-C);
  vertex(pC.x+B, pC.y-A-C);
  vertex(pB.x+B, pB.y-A-C);
  vertex(pB.x+B, pB.y-A-C);
  vertex(pE.x+B, pE.y-A-C);
  vertex(pF.x+B, pF.y-A-C);
  vertex(pC.x+B, pC.y-A-C);
  vertex(pD.x+B, pD.y-A-C);
  vertex(pG.x+B, pG.y-A-C);
  vertex(pF.x+B, pF.y-A-C);
  endShape();
  
  beginShape();
  vertex(pB.x-B, pB.y-A-C);
  vertex(pA.x-B, pA.y-A-C);
  vertex(pD.x-B, pD.y-A-C);
  vertex(pC.x-B, pC.y-A-C);
  vertex(pB.x-B, pB.y-A-C);
  vertex(pB.x-B, pB.y-A-C);
  vertex(pE.x-B, pE.y-A-C);
  vertex(pF.x-B, pF.y-A-C);
  vertex(pC.x-B, pC.y-A-C);
  vertex(pD.x-B, pD.y-A-C);
  vertex(pG.x-B, pG.y-A-C);
  vertex(pF.x-B, pF.y-A-C);
  endShape();
      }
    }
  }

}
